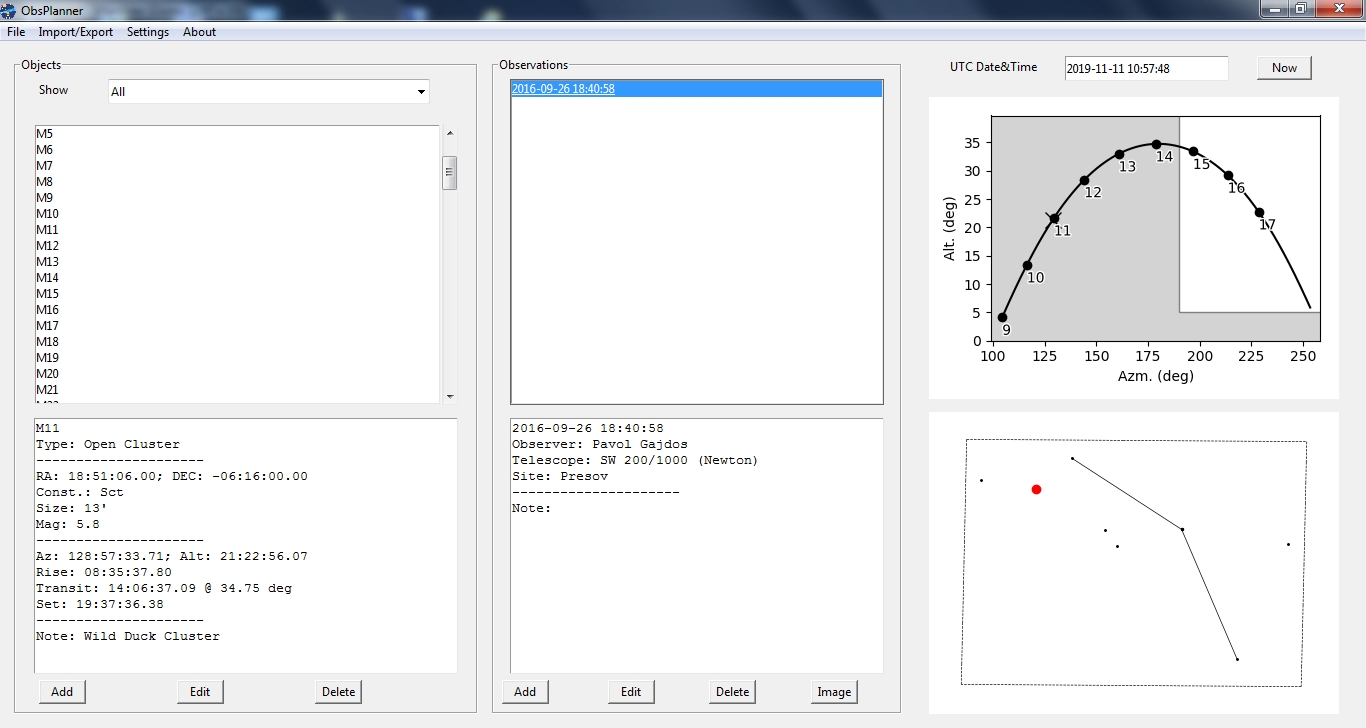

Write Python code to recreate this figure.
#!/usr/bin/python3
import sys
import os
import pickle
import subprocess
import shutil
import copy

import tkinter as tk
from tkinter import messagebox
from tkinter import filedialog
import tkinter.ttk as ttk

try: from PIL import ImageTk,Image
except:
    import warnings
    warnings.simplefilter('module')
    warnings.warn('Module "PIL/Pillow" not installed!',ImportWarning,stacklevel=2)

import numpy as np
import matplotlib
matplotlib.use('TkAgg')
from matplotlib.figure import Figure
from matplotlib.backends.backend_tkagg import FigureCanvasTkAgg
import matplotlib.patheffects as PathEffects
import matplotlib.patches as patches

import datetime

import stars
import objects as objClass
from gui_tools import *
import objects_import

class siteClass():
    def __init__(self,name,lat,lon,ele,limits=None):
        self.name=name
        self.lat=lat
        self.lon=lon
        self.ele=ele
        if limits is None: self.limits=[0,90,0,360]     #min_alt,max_alt,min_az,max_az
        else: self.limits=limits

def sort(zoznam):
    #sorting objects -> adding "0" between letters and digits
    objSort=[]
    order={}
    for x in zoznam:
        for i in range(len(x)):
            try:
                int(x[i])
                break
            except: pass
        order[x[:i]+x[i:].rjust(10,'0')]=x
    for x in sorted(order.keys()):
        objSort.append(order[x])
    return objSort

def sortObs(zoznam):
    #sort observations by JulDate
    obsSort=[]
    order={}
    for x in zoznam: order[zoznam[x].jd]=x
    for x in sorted(order): obsSort.append(order[x])
    return obsSort

def About():
    global img
    top=tk.Toplevel()
    top.lift()
    top.geometry('310x240')
    top.title('About')
    try: top.iconbitmap('ObsPlanner.ico')   #win
    except: pass
    top.resizable(False,False)
    top.configure(background=colors['window'])

    try:
        img=Image.open('ObsPlanner.png')
        img=img.resize((80,80),Image.ANTIALIAS)
        img=ImageTk.PhotoImage(img)
        LabelImg=tk.Label(top)
        LabelImg.place(relx=0.37,rely=0.04,height=80,width=80)
        LabelImg.configure(image=img)
        LabelImg.configure(background=colors['window'])
    except: pass #not PIL/Pillow

    Label1=tk.Label(top)
    Label1.place(relx=0.0,rely=0.4,height=27,width=310)
    Label1.configure(font='-family {DejaVu Sans} -size 14 -weight bold -slant roman -underline 0 -overstrike 0')
    Label1.configure(text='ObsPlanner')
    Label1.configure(background=colors['window'])
    Label1.configure(fg=colors['text'])

    Label3=tk.Label(top)
    Label3.place(relx=0.0,rely=0.52,height=21,width=310)
    Label3.configure(text='version 0.1.5')
    Label3.configure(background=colors['window'])
    Label3.configure(fg=colors['text'])

    Label4=tk.Label(top)
    Label4.place(relx=0.0,rely=0.64,height=21,width=310)
    Label4.configure(font='-family {DejaVu Sans} -size 10 -weight normal -slant roman -underline 1 -overstrike 0')
    Label4.configure(foreground=colors['url'])
    Label4.configure(background=colors['window'])
    Label4.configure(cursor='hand2')
    Label4.configure(text='http://pavolg.6f.sk')
    Label4.bind('<Button-1>',href)

    Label4_1=tk.Label(top)
    Label4_1.place(relx=0.0,rely=0.76,height=21,width=310)
    Label4_1.configure(font='-family {DejaVu Sans} -size 10 -weight normal -slant roman -underline 1 -overstrike 0')
    Label4_1.configure(foreground=colors['url'])
    Label4_1.configure(background=colors['window'])
    Label4_1.configure(cursor='hand2')
    Label4_1.configure(text='https://github.com/pavolgaj/ObsPlanner')
    Label4_1.bind('<Button-1>',href)

    Label2=tk.Label(top)
    Label2.place(relx=0.0,rely=0.88,height=21,width=310)
    Label2.configure(text='(c) Pavol Gajdoš, 2019 - 2020')
    Label2.configure(background=colors['window'])
    Label2.configure(fg=colors['text'])

def AddObj(obj=None):
    global changed

    def save():
        global changed
        #kontrola vstupu
        if len(nameVar.get())==0:
            messagebox.showerror('Name Error','"Name" not given!')
            top.lift()
            return
        else: name=nameVar.get().strip()
        try:
            if ':' in raVar.get(): ra=stars.readDMS(raVar.get(),deg=True)
            else: ra=float(raVar.get())
        except:
            messagebox.showerror('RA Error','Wrong RA format! Correct format is "H:M:S" or "H.h" (decimal number in hours).')
            top.lift()
            return
        try:
            if ':' in decVar.get(): dec=stars.readDMS(decVar.get(),deg=True)
            else: dec=float(decVar.get())
        except:
            messagebox.showerror('DEC Error','Wrong DEC format! Correct format is "D:M:S" or "D.d" (decimal number in degrees).')
            top.lift()
            return
        if len(constVar.get())==0:
            messagebox.showerror('Constelation Error','"Constelation" not given!')
            top.lift()
            return

        #nacitanie udajov a pridanie objektu
        note=TextO.get('1.0',tk.END)
        if obj is None:
            objects.add(name,ra,dec,magVar.get().strip(),sizeVar.get().strip(),typeVar.get().strip(),note.strip(),constVar.get().strip())
        else:
            if not name==obj.name:
                ans=messagebox.askquestion('Edit Object',\
                'Object name was changed. Old object (with all observations) will be deleted! Do you want to continue?',type='yesno')
                if ans=='no':
                    top.lift()
                    return
                del objects.objects[obj.name]
                objects.add(name,ra,dec,magVar.get().strip(),sizeVar.get().strip(),typeVar.get().strip(),note.strip(),\
                constVar.get().strip())
            else: objects.objects[name]['object']=stars.star(name,ra,dec,magVar.get().strip(),sizeVar.get().strip(),\
            typeVar.get().strip(),note.strip(),constVar.get().strip())

        zoznam=objfilter()
        if name not in zoznam:
            filtVar.set('All')
            zoznam=objfilter()
        fake=fakeEvt(zoznam.index(name),zoznam)
        objselect(fake)

        changed=True
        top.destroy()
        root.lift()

    def detect():
        constVar.set('')
        try:
            if ':' in raVar.get(): ra=stars.readDMS(raVar.get(),deg=True)
            else: ra=float(raVar.get())
        except:
            messagebox.showerror('RA Error','Wrong RA format! Correct format is "H:M:S" or "H.h" (decimal number in hours).')
            top.lift()
            return
        try:
            if ':' in decVar.get(): dec=stars.readDMS(decVar.get(),deg=True)
            else: dec=float(decVar.get())
        except:
            messagebox.showerror('DEC Error','Wrong DEC format! Correct format is "D:M:S" or "D.d" (decimal number in degrees).')
            top.lift()
            return
        found=[]
        for const in constellations:
            if constellations[const].testPoint(ra,dec):
                found.append(const)
        if len(found)==1: constVar.set(found[0])
        elif len(found)==0:
            messagebox.showwarning('Constellation','Constellation not detected! Please, add it manually.')
            top.lift()
        else:
            messagebox.showwarning('Constellation','Multiple possible constellations detected ('+', '.join(found)+')! Please, add it manually.')
            top.lift()

    top=tk.Tk()
    top.lift()
    top.geometry('250x350')
    top.title('Object')
    try: top.iconbitmap('ObsPlanner.ico')   #win
    except: pass
    top.resizable(False,False)
    top.configure(background=colors['window'])

    nameVar=tk.StringVar(top)
    raVar=tk.StringVar(top)
    decVar=tk.StringVar(top)
    constVar=tk.StringVar(top)
    magVar=tk.StringVar(top)
    sizeVar=tk.StringVar(top)
    typeVar=tk.StringVar(top)

    if obj is not None:
        nameVar.set(obj.name)
        raVar.set(stars.printDMS(obj.ra))
        decVar.set(stars.printDMS(obj.dec))
        constVar.set(obj.const)
        magVar.set(obj.mag)
        sizeVar.set(obj.size)
        typeVar.set(obj.type)

    #objekty
    Label1=tk.Label(top)
    Label1.place(relx=0.01,rely=0.02,height=21,width=43)
    Label1.configure(text='Name')
    Label1.configure(anchor='w')
    Label1.configure(fg=colors['text'])
    Label1.configure(background=colors['window'])

    Entry1=tk.Entry(top)
    Entry1.place(relx=0.2,rely=0.02,height=25,relwidth=0.75)
    Entry1.configure(background=colors['bg'])
    Entry1.configure(fg=colors['text'])
    Entry1.configure(textvariable=nameVar)
    if colors['text']=='red':
        Entry1.configure(selectbackground=colors['select_bg'])
        Entry1.configure(selectforeground=colors['select_text'])


    Label2=tk.Label(top)
    Label2.place(relx=0.01,rely=0.10,height=21,width=43)
    Label2.configure(text='RA')
    Label2.configure(anchor='w')
    Label2.configure(fg=colors['text'])
    Label2.configure(background=colors['window'])

    Entry2=tk.Entry(top)
    Entry2.place(relx=0.2,rely=0.10,height=25,relwidth=0.75)
    Entry2.configure(background=colors['bg'])
    Entry2.configure(textvariable=raVar)
    Entry2.configure(fg=colors['text'])
    if colors['text']=='red':
        Entry2.configure(selectbackground=colors['select_bg'])
        Entry2.configure(selectforeground=colors['select_text'])

    Label3=tk.Label(top)
    Label3.place(relx=0.01,rely=0.18,height=21,width=43)
    Label3.configure(text='DEC')
    Label3.configure(anchor='w')
    Label3.configure(fg=colors['text'])
    Label3.configure(background=colors['window'])

    Entry3=tk.Entry(top)
    Entry3.place(relx=0.2,rely=0.18,height=25,relwidth=0.75)
    Entry3.configure(background=colors['bg'])
    Entry3.configure(textvariable=decVar)
    Entry3.configure(fg=colors['text'])
    if colors['text']=='red':
        Entry3.configure(selectbackground=colors['select_bg'])
        Entry3.configure(selectforeground=colors['select_text'])

    Label8=tk.Label(top)
    Label8.place(relx=0.01,rely=0.26,height=21,width=90)
    Label8.configure(text='Constellation')
    Label8.configure(anchor='w')
    Label8.configure(fg=colors['text'])
    Label8.configure(background=colors['window'])

    Entry7=tk.Entry(top)
    Entry7.place(relx=0.4,rely=0.26,height=25,relwidth=0.35)
    Entry7.configure(background=colors['bg'])
    Entry7.configure(textvariable=constVar)
    if colors['text']=='red':
        Entry7.configure(selectbackground=colors['select_bg'])
        Entry7.configure(selectforeground=colors['select_text'])
    Entry7.configure(fg=colors['text'])

    Button2=tk.Button(top)
    Button2.place(relx=0.76,rely=0.26,height=24,width=47)
    Button2.configure(text='Detect')
    Button2.configure(command=detect)
    Button2.configure(fg=colors['text'])
    Button2.configure(background=colors['window'])

    Label4=tk.Label(top)
    Label4.place(relx=0.01,rely=0.34,height=21,width=43)
    Label4.configure(text='Mag')
    Label4.configure(anchor='w')
    Label4.configure(fg=colors['text'])
    Label4.configure(background=colors['window'])

    Entry4=tk.Entry(top)
    Entry4.place(relx=0.2,rely=0.34,height=25,relwidth=0.75)
    Entry4.configure(background=colors['bg'])
    Entry4.configure(fg=colors['text'])
    if colors['text']=='red':
        Entry4.configure(selectbackground=colors['select_bg'])
        Entry4.configure(selectforeground=colors['select_text'])
    Entry4.configure(textvariable=magVar)

    Label5=tk.Label(top)
    Label5.place(relx=0.01,rely=0.42,height=21,width=43)
    Label5.configure(text='Size')
    Label5.configure(anchor='w')
    Label5.configure(fg=colors['text'])
    Label5.configure(background=colors['window'])

    Entry5=tk.Entry(top)
    Entry5.place(relx=0.2,rely=0.42,height=25,relwidth=0.75)
    Entry5.configure(background=colors['bg'])
    Entry5.configure(fg=colors['text'])
    if colors['text']=='red':
        Entry5.configure(selectbackground=colors['select_bg'])
        Entry5.configure(selectforeground=colors['select_text'])
    Entry5.configure(textvariable=sizeVar)

    Label6=tk.Label(top)
    Label6.place(relx=0.01,rely=0.50,height=21,width=43)
    Label6.configure(text='Type')
    Label6.configure(anchor='w')
    Label6.configure(fg=colors['text'])
    Label6.configure(background=colors['window'])

    Entry6=tk.Entry(top)
    Entry6.place(relx=0.2,rely=0.50,height=25,relwidth=0.75)
    Entry6.configure(background=colors['bg'])
    Entry6.configure(fg=colors['text'])
    if colors['text']=='red':
        Entry6.configure(selectbackground=colors['select_bg'])
        Entry6.configure(selectforeground=colors['select_text'])
    Entry6.configure(textvariable=typeVar)

    Label7=tk.Label(top)
    Label7.place(relx=0.01,rely=0.58,height=21,width=43)
    Label7.configure(text='Notes')
    Label7.configure(anchor='w')
    Label7.configure(fg=colors['text'])
    Label7.configure(background=colors['window'])

    TextO=ScrolledText(top)
    TextO.place(relx=0.2,rely=0.58,relheight=0.33,relwidth=0.75)
    TextO.configure(background=colors['bg'])
    TextO.configure(fg=colors['text'])
    if colors['text']=='red':
        TextO.configure(selectbackground=colors['select_bg'])
        TextO.configure(selectforeground=colors['select_text'])
        TextO.configure(inactiveselectbackground=colors['select_bg'])
    TextO.configure(width=10)
    TextO.configure(wrap=tk.WORD)

    if obj is not None:
        #vypis info o objekte
        old=sys.stdout
        #redirect output to text field
        sys.stdout=StdoutRedirector(TextO)
        print(obj.note)
        sys.stdout=old

    Button1=tk.Button(top)
    Button1.place(relx=0.45,rely=0.93,height=24,width=47)
    Button1.configure(text='Save')
    Button1.configure(command=save)
    Button1.configure(background=colors['window'])
    Button1.configure(fg=colors['text'])


def AddObs(obs=None):
    global changed
    def addObserver(obs=None):
        def saveObs():
            if obs is not None: settings['observers'].remove(obs)
            settings['observers'].append(obsNameVar.get())
            TCombobox1['values']=sorted(settings['observers'])
            TCombobox1.current(sorted(settings['observers']).index(obsNameVar.get()))
            topObs.destroy()
            top.lift()

        topObs=tk.Tk()
        topObs.lift()
        topObs.geometry('300x80')
        topObs.title('Observer')
        try: topObs.iconbitmap('ObsPlanner.ico')   #win
        except: pass
        topObs.resizable(False,False)

        obsNameVar=tk.StringVar(topObs)

        if obs is not None: obsNameVar.set(obs)

        Label1=tk.Label(topObs)
        Label1.place(relx=0.01,rely=0.1,height=21,width=43)
        Label1.configure(text='Name')

        Entry1=tk.Entry(topObs)
        Entry1.place(relx=0.2,rely=0.1,height=25,relwidth=0.75)
        Entry1.configure(background=colors['bg'])
        Entry1.configure(fg=colors['text'])
        if colors['text']=='red':
            Entry1.configure(selectbackground=colors['select_bg'])
            Entry1.configure(selectforeground=colors['select_text'])
        Entry1.configure(textvariable=obsNameVar)

        Button1=tk.Button(topObs)
        Button1.place(relx=0.4,rely=0.6,height=24,width=60)
        Button1.configure(text='Save')
        Button1.configure(command=saveObs)

    def editObserver():
        addObserver(observerVar.get())


    def addSite(site=None):
        def setLimits():
            global limits
            def saveLims():
                global limits
                limits[0]=minAltVar.get()
                limits[1]=maxAltVar.get()
                limits[2]=minAzmVar.get()
                limits[3]=maxAzmVar.get()
                topLims.destroy()
                topSite.lift()

            topLims=tk.Tk()
            topLims.lift()
            topLims.geometry('400x150')
            topLims.title('Limits')
            try: topLims.iconbitmap('ObsPlanner.ico')   #win
            except: pass
            topLims.resizable(False,False)

            minAltVar=tk.DoubleVar(topLims)
            maxAltVar=tk.DoubleVar(topLims)
            minAzmVar=tk.DoubleVar(topLims)
            maxAzmVar=tk.DoubleVar(topLims)

            if site is not None: limits=settings['sites'][site].limits
            else: limits=new_limits

            minAltVar.set(limits[0])
            maxAltVar.set(limits[1])
            minAzmVar.set(limits[2])
            maxAzmVar.set(limits[3])

            Label1=tk.Label(topLims)
            Label1.place(relx=0.25,rely=0.05,height=21,width=43)
            Label1.configure(text='Min')
            Label1.configure(anchor='w')

            Label2=tk.Label(topLims)
            Label2.place(relx=0.62,rely=0.05,height=21,width=43)
            Label2.configure(text='Max')
            Label2.configure(anchor='w')

            Label3=tk.Label(topLims)
            Label3.place(relx=0.05,rely=0.25,height=21,width=80 )
            Label3.configure(text='Altitude')
            Label3.configure(anchor='w')

            Entry1=tk.Entry(topLims)
            Entry1.place(relx=0.25,rely=0.25,height=25,relwidth=0.35)
            Entry1.configure(background=colors['bg'])
            Entry1.configure(fg=colors['text'])
            if colors['text']=='red':
                Entry1.configure(selectbackground=colors['select_bg'])
                Entry1.configure(selectforeground=colors['select_text'])
            Entry1.configure(textvariable=minAltVar)

            Entry2=tk.Entry(topLims)
            Entry2.place(relx=0.62,rely=0.25,height=25,relwidth=0.35)
            Entry2.configure(background=colors['bg'])
            Entry2.configure(fg=colors['text'])
            if colors['text']=='red':
                Entry2.configure(selectbackground=colors['select_bg'])
                Entry2.configure(selectforeground=colors['select_text'])
            Entry2.configure(textvariable=maxAltVar)

            Label4=tk.Label(topLims)
            Label4.place(relx=0.05,rely=0.45,height=21,width=80)
            Label4.configure(text='Azimut')
            Label4.configure(anchor='w')

            Entry3=tk.Entry(topLims)
            Entry3.place(relx=0.25,rely=0.45,height=25,relwidth=0.35)
            Entry3.configure(background=colors['bg'])
            Entry3.configure(fg=colors['text'])
            if colors['text']=='red':
                Entry3.configure(selectbackground=colors['select_bg'])
                Entry3.configure(selectforeground=colors['select_text'])
            Entry3.configure(textvariable=minAzmVar)

            Entry4=tk.Entry(topLims)
            Entry4.place(relx=0.62,rely=0.45,height=25,relwidth=0.35)
            Entry4.configure(background=colors['bg'])
            Entry4.configure(fg=colors['text'])
            if colors['text']=='red':
                Entry4.configure(selectbackground=colors['select_bg'])
                Entry4.configure(selectforeground=colors['select_text'])
            Entry4.configure(textvariable=maxAzmVar)

            Button2=tk.Button(topLims)
            Button2.place(relx=0.45,rely=0.7,height=29,width=58)
            Button2.configure(text='Save')
            Button2.configure(command=saveLims)

        def saveSite():
            try:
                if ':' in siteLatVar.get(): lat=stars.readDMS(siteLatVar.get(),deg=True)
                else: lat=float(siteLatVar.get())
            except:
                messagebox.showerror('Latitude Error','Wrong Latitude format! Correct format is "D:M:S" or "D.d" (decimal number in degrees).')
                topSite.lift()
                return
            try:
                if ':' in siteLonVar.get(): lon=stars.readDMS(siteLonVar.get(),deg=True)
                else: lon=float(siteLonVar.get())
            except:
                messagebox.showerror('Longitude Error','Wrong Longitude format! Correct format is "D:M:S" or "D.d" (decimal number in degrees).')
                topSite.lift()
                return
            if site is not None: del settings['sites'][site]
            settings['sites'][siteNameVar.get()]=siteClass(siteNameVar.get(),lat,lon,float(siteEleVar.get()),limits)
            TCombobox2['values']=sorted(settings['sites'].keys())
            TCombobox2.current(sorted(settings['sites'].keys()).index(siteNameVar.get()))
            topSite.destroy()
            top.lift()

        topSite=tk.Tk()
        topSite.lift()
        topSite.geometry('230x200')
        topSite.title('Site')
        try: topSite.iconbitmap('ObsPlanner.ico')   #win
        except: pass
        topSite.resizable(False,False)

        siteNameVar=tk.StringVar(topSite)
        siteLatVar=tk.StringVar(topSite)
        siteLonVar=tk.StringVar(topSite)
        siteEleVar=tk.StringVar(topSite)
        new_limits=[0,90,0,360]
        limits=new_limits

        if site is not None:
            siteNameVar.set(site)
            siteLatVar.set(stars.printDMS(settings['sites'][site].lat))
            siteLonVar.set(stars.printDMS(settings['sites'][site].lon))
            siteEleVar.set(settings['sites'][site].ele)
            limits=settings['sites'][site].limits

        Label1=tk.Label(topSite)
        Label1.place(relx=0.05,rely=0.05,height=21,width=43)
        Label1.configure(text='Name')
        Label1.configure(anchor='w')

        Entry1=tk.Entry(topSite)
        Entry1.place(relx=0.35,rely=0.05,height=25,relwidth=0.6)
        Entry1.configure(background=colors['bg'])
        Entry1.configure(fg=colors['text'])
        if colors['text']=='red':
            Entry1.configure(selectbackground=colors['select_bg'])
            Entry1.configure(selectforeground=colors['select_text'])
        Entry1.configure(textvariable=siteNameVar)

        Label2=tk.Label(topSite)
        Label2.place(relx=0.05,rely=0.25,height=21,width=57)
        Label2.configure(text='Latitude')
        Label2.configure(anchor='w')

        Entry2=tk.Entry(topSite)
        Entry2.place(relx=0.35,rely=0.25,height=25,relwidth=0.6)
        Entry2.configure(background=colors['bg'])
        Entry2.configure(fg=colors['text'])
        if colors['text']=='red':
            Entry2.configure(selectbackground=colors['select_bg'])
            Entry2.configure(selectforeground=colors['select_text'])
        Entry2.configure(textvariable=siteLatVar)

        Label3=tk.Label(topSite)
        Label3.place(relx=0.05,rely=0.45,height=21,width=68)
        Label3.configure(text='Longitude')
        Label3.configure(anchor='w')

        Entry3=tk.Entry(topSite)
        Entry3.place(relx=0.35,rely=0.45,height=25,relwidth=0.6)
        Entry3.configure(background=colors['bg'])
        Entry3.configure(fg=colors['text'])
        if colors['text']=='red':
            Entry3.configure(selectbackground=colors['select_bg'])
            Entry3.configure(selectforeground=colors['select_text'])
        Entry3.configure(textvariable=siteLonVar)

        Label4=tk.Label(topSite)
        Label4.place(relx=0.05,rely=0.65,height=21,width=65)
        Label4.configure(text='Elevation')
        Label4.configure(anchor='w')

        Entry4=tk.Entry(topSite)
        Entry4.place(relx=0.35,rely=0.65,height=25,relwidth=0.6)
        Entry4.configure(background=colors['bg'])
        Entry4.configure(fg=colors['text'])
        if colors['text']=='red':
            Entry4.configure(selectbackground=colors['select_bg'])
            Entry4.configure(selectforeground=colors['select_text'])
        Entry4.configure(textvariable=siteEleVar)

        Button1=tk.Button(topSite)
        Button1.place(relx=0.2,rely=0.82,height=29,width=58)
        Button1.configure(text='Limits')
        Button1.configure(command=setLimits)

        Button2=tk.Button(topSite)
        Button2.place(relx=0.6,rely=0.82,height=29,width=58)
        Button2.configure(text='Save')
        Button2.configure(command=saveSite)

    def editSite():
        addSite(siteVar.get())

    def addTel(tel=None):
        def saveTel():
            if tel is not None: settings['telescopes'].remove(tel)
            settings['telescopes'].append(telNameVar.get())
            TCombobox3['values']=sorted(settings['telescopes'])
            TCombobox3.current(sorted(settings['telescopes']).index(telNameVar.get()))
            topTel.destroy()
            top.lift()

        topTel=tk.Tk()
        topTel.lift()
        topTel.geometry('400x80')
        topTel.title('Telescope')
        try: topTel.iconbitmap('ObsPlanner.ico')   #win
        except: pass
        topTel.resizable(False,False)

        telNameVar=tk.StringVar(topTel)

        if tel is not None: telNameVar.set(tel)

        Label1=tk.Label(topTel)
        Label1.place(relx=0.01,rely=0.1,height=21,width=43)
        Label1.configure(text='Name')

        Entry1=tk.Entry(topTel)
        Entry1.place(relx=0.15,rely=0.1,height=25,relwidth=0.82)
        Entry1.configure(background=colors['bg'])
        Entry1.configure(fg=colors['text'])
        if colors['text']=='red':
            Entry1.configure(selectbackground=colors['select_bg'])
            Entry1.configure(selectforeground=colors['select_text'])
        Entry1.configure(textvariable=telNameVar)

        Button1=tk.Button(topTel)
        Button1.place(relx=0.4,rely=0.6,height=24,width=60)
        Button1.configure(text='Save')
        Button1.configure(command=saveTel)

    def editTel():
        addTel(telVar.get())

    def addObsObj(obj=None):
        def save():
            #kontrola vstupu
            if len(nameVar.get())==0:
                messagebox.showerror('Name Error','"Name" not given!')
                topObj.lift()
                return
            else: name=nameVar.get().strip()
            try:
                if ':' in raVar.get(): ra=stars.readDMS(raVar.get(),deg=True)
                else: ra=float(raVar.get())
            except:
                messagebox.showerror('RA Error','Wrong RA format! Correct format is "H:M:S" or "H.h" (decimal number in hours).')
                topObj.lift()
                return
            try:
                if ':' in decVar.get(): dec=stars.readDMS(decVar.get(),deg=True)
                else: dec=float(decVar.get())
            except:
                messagebox.showerror('DEC Error','Wrong DEC format! Correct format is "D:M:S" or "D.d" (decimal number in degrees).')
                topObj.lift()
                return
            if len(constVar.get())==0:
                messagebox.showerror('Constelation Error','"Constelation" not given!')
                topObj.lift()
                return

            #nacitanie udajov a pridanie objektu
            note=TextO.get('1.0',tk.END)
            if obj is None:
                objects.add(name,ra,dec,magVar.get().strip(),sizeVar.get().strip(),typeVar.get().strip(),note.strip(),constVar.get().strip())
            else:
                if not name==obj.name:
                    ans=messagebox.askquestion('Edit Object',\
                    'Object name was changed. Old object (with all observations) will be deleted! Do you want to continue?',type='yesno')
                    if ans=='no':
                        topObj.lift()
                        return
                    del objects.objects[obj.name]
                    objects.add(name,ra,dec,magVar.get().strip(),sizeVar.get().strip(),typeVar.get().strip(),note.strip(),\
                    constVar.get().strip())
                else: objects.objects[name]['object']=stars.star(name,ra,dec,magVar.get().strip(),sizeVar.get().strip(),\
                typeVar.get().strip(),note.strip(),constVar.get().strip())
            zoznam=objfilter()
            if name not in zoznam:
                filtVar.set('All')
                zoznam=objfilter()
            fake=fakeEvt(zoznam.index(name),zoznam)
            objselect(fake)

            TCombobox4['values']=sort(objects.objects.keys())
            TCombobox4.current(sort(objects.objects.keys()).index(objZ.name))

            topObj.destroy()
            top.lift()

        def detect():
            constVar.set('')
            try:
                if ':' in raVar.get(): ra=stars.readDMS(raVar.get(),deg=True)
                else: ra=float(raVar.get())
            except:
                messagebox.showerror('RA Error','Wrong RA format! Correct format is "H:M:S" or "H.h" (decimal number in hours).')
                topObj.lift()
                return
            try:
                if ':' in decVar.get(): dec=stars.readDMS(decVar.get(),deg=True)
                else: dec=float(decVar.get())
            except:
                messagebox.showerror('DEC Error','Wrong DEC format! Correct format is "D:M:S" or "D.d" (decimal number in degrees).')
                topObj.lift()
                return
            for const in constellations:
                if constellations[const].testPoint(ra,dec):
                    constVar.set(const)
                    return

        topObj=tk.Tk()
        topObj.lift()
        topObj.geometry('250x350')
        topObj.title('Object')
        try: topObj.iconbitmap('ObsPlanner.ico')   #win
        except: pass
        topObj.resizable(False,False)

        nameVar=tk.StringVar(topObj)
        raVar=tk.StringVar(topObj)
        decVar=tk.StringVar(topObj)
        constVar=tk.StringVar(topObj)
        magVar=tk.StringVar(topObj)
        sizeVar=tk.StringVar(topObj)
        typeVar=tk.StringVar(topObj)

        if obj is not None:
            nameVar.set(obj.name)
            raVar.set(stars.printDMS(obj.ra))
            decVar.set(stars.printDMS(obj.dec))
            constVar.set(obj.const)
            magVar.set(obj.mag)
            sizeVar.set(obj.size)
            typeVar.set(obj.type)

        #objekty
        Label1=tk.Label(topObj)
        Label1.place(relx=0.01,rely=0.02,height=21,width=43)
        Label1.configure(text='Name')
        Label1.configure(anchor='w')

        Entry1=tk.Entry(topObj)
        Entry1.place(relx=0.2,rely=0.02,height=25,relwidth=0.75)
        Entry1.configure(background=colors['bg'])
        Entry1.configure(fg=colors['text'])
        if colors['text']=='red':
            Entry1.configure(selectbackground=colors['select_bg'])
            Entry1.configure(selectforeground=colors['select_text'])
        Entry1.configure(textvariable=nameVar)

        Label2=tk.Label(topObj)
        Label2.place(relx=0.01,rely=0.10,height=21,width=43)
        Label2.configure(text='RA')
        Label2.configure(anchor='w')

        Entry2=tk.Entry(topObj)
        Entry2.place(relx=0.2,rely=0.10,height=25,relwidth=0.75)
        Entry2.configure(background=colors['bg'])
        Entry2.configure(fg=colors['text'])
        if colors['text']=='red':
            Entry2.configure(selectbackground=colors['select_bg'])
            Entry2.configure(selectforeground=colors['select_text'])
        Entry2.configure(textvariable=raVar)

        Label3=tk.Label(topObj)
        Label3.place(relx=0.01,rely=0.18,height=21,width=43)
        Label3.configure(text='DEC')
        Label3.configure(anchor='w')

        Entry3=tk.Entry(topObj)
        Entry3.place(relx=0.2,rely=0.18,height=25,relwidth=0.75)
        Entry3.configure(background=colors['bg'])
        Entry3.configure(fg=colors['text'])
        if colors['text']=='red':
            Entry3.configure(selectbackground=colors['select_bg'])
            Entry3.configure(selectforeground=colors['select_text'])
        Entry3.configure(textvariable=decVar)

        Label8=tk.Label(topObj)
        Label8.place(relx=0.01,rely=0.26,height=21,width=90)
        Label8.configure(text='Constellation')
        Label8.configure(anchor='w')

        Entry7=tk.Entry(topObj)
        Entry7.place(relx=0.4,rely=0.26,height=25,relwidth=0.35)
        Entry7.configure(background=colors['bg'])
        Entry7.configure(fg=colors['text'])
        if colors['text']=='red':
            Entry7.configure(selectbackground=colors['select_bg'])
            Entry7.configure(selectforeground=colors['select_text'])
        Entry7.configure(textvariable=constVar)

        Button2=tk.Button(topObj)
        Button2.place(relx=0.76,rely=0.26,height=24,width=47)
        Button2.configure(text='Detect')
        Button2.configure(command=detect)

        Label4=tk.Label(topObj)
        Label4.place(relx=0.01,rely=0.34,height=21,width=43)
        Label4.configure(text='Mag')
        Label4.configure(anchor='w')

        Entry4=tk.Entry(topObj)
        Entry4.place(relx=0.2,rely=0.34,height=25,relwidth=0.75)
        Entry4.configure(background=colors['bg'])
        Entry4.configure(fg=colors['text'])
        if colors['text']=='red':
            Entry4.configure(selectbackground=colors['select_bg'])
            Entry4.configure(selectforeground=colors['select_text'])
        Entry4.configure(textvariable=magVar)

        Label5=tk.Label(topObj)
        Label5.place(relx=0.01,rely=0.42,height=21,width=43)
        Label5.configure(text='Size')
        Label5.configure(anchor='w')

        Entry5=tk.Entry(topObj)
        Entry5.place(relx=0.2,rely=0.42,height=25,relwidth=0.75)
        Entry5.configure(background=colors['bg'])
        Entry5.configure(fg=colors['text'])
        if colors['text']=='red':
            Entry5.configure(selectbackground=colors['select_bg'])
            Entry5.configure(selectforeground=colors['select_text'])
        Entry5.configure(textvariable=sizeVar)

        Label6=tk.Label(topObj)
        Label6.place(relx=0.01,rely=0.50,height=21,width=43)
        Label6.configure(text='Type')
        Label6.configure(anchor='w')

        Entry6=tk.Entry(topObj)
        Entry6.place(relx=0.2,rely=0.50,height=25,relwidth=0.75)
        Entry6.configure(background=colors['bg'])
        Entry6.configure(fg=colors['text'])
        if colors['text']=='red':
            Entry6.configure(selectbackground=colors['select_bg'])
            Entry6.configure(selectforeground=colors['select_text'])
        Entry6.configure(textvariable=typeVar)

        Label7=tk.Label(topObj)
        Label7.place(relx=0.01,rely=0.58,height=21,width=43)
        Label7.configure(text='Notes')
        Label7.configure(anchor='w')

        TextO=ScrolledText(topObj)
        TextO.place(relx=0.2,rely=0.58,relheight=0.33,relwidth=0.75)
        TextO.configure(background=colors['bg'])
        TextO.configure(fg=colors['text'])
        if colors['text']=='red':
            TextO.configure(selectbackground=colors['select_bg'])
            TextO.configure(selectforeground=colors['select_text'])
        TextO.configure(width=10)
        TextO.configure(wrap=tk.WORD)

        if obj is not None:
            #vypis info o objekte
            old=sys.stdout
            #redirect output to text field
            sys.stdout=StdoutRedirector(TextO)
            print(obj.note)
            sys.stdout=old

        Button1=tk.Button(topObj)
        Button1.place(relx=0.45,rely=0.93,height=24,width=47)
        Button1.configure(text='Save')
        Button1.configure(command=save)



    def edObsObj():
        addObsObj(objects.objects[objVar.get()]['object'])

    def addImgObs(img=None):
        filetypes=[('JPG Images','*.jpg;*.jpeg'),('TIFF Images','*.tiff'),('PNG Images','*.png'),('FITS Images','*.fit;*.fits;*.fts'),\
        ('BMP Images','*.bmp'),('XISF Images','*.xisf'),('All files','*.*')]
        if img is None:
            name0=filedialog.askopenfilename(parent=top,filetypes=filetypes,title='Observation - Image',defaultextension='.jpg')
        else:
            name0=filedialog.askopenfilename(parent=top,filetypes=filetypes,title='Observation - Image',defaultextension='.jpg',\
            initialdir=img[:img.rfind('/')],initialfile=img[img.rfind('/')+1:])
        if len(name0)>0:
            name0=name0.replace('\\','/')
            cwd=os.getcwd().replace('\\','/')+'/'
            if cwd in name0: name0=name0.replace(cwd,'')    #uloz relativnu cestu
            imgVar.set(name0)

    def edImgObs():
        addImgObs(imgVar.get())


    def saveObs():
        global changed
        note=TextO.get('1.0',tk.END)
        try: dt=datetime.datetime.strptime(obsDateVar.get(),'%Y-%m-%d %H:%M:%S')
        except:
            messagebox.showerror('Date/Time Error','Wrong date/time format! Correct format is "Y-m-d H:M:S". Date/time set to current time.')
            top.lift()
            return
        if obs is not None: del objects.objects[obs.obj]['obs'][obs.date]

        path=imgVar.get().strip()
        if len(path)>0:
            if not os.path.isfile(path):
                messagebox.showerror('ObsPlanner','Image "'+path+'" not found!')
                top.lift()
                return
            if settings['file_copy'] and len(path)>0:
                #zkopiruj do images
                path1='images/'+objVar.get().replace(' ','_')+'_'+obsDateVar.get().replace(' ','_').replace(':','-')+path[path.find('.'):]
                if not (path==path1): shutil.copy2(path,path1)
                path=path1

        objects.addObs(objVar.get(),dt,observerVar.get(),telVar.get(),settings['sites'][siteVar.get()],image=path,note=note.strip())

        zoznam=objfilter()
        if not objVar.get() in zoznam:
            filtVar.set('All')
            zoznam=objfilter()
        fake=fakeEvt(zoznam.index(objVar.get()),zoznam)
        objselect(fake)

        zoznam=sortObs(obsZ)
        fake=fakeEvt(zoznam.index(obsDateVar.get()),zoznam)
        obsselect(fake)

        import_export.entryconfig('Export All Observations',state='normal')
        changed=True
        top.destroy()
        root.lift()

    top=tk.Tk()
    top.lift()
    top.geometry('450x400')
    top.title('Observation')
    try: top.iconbitmap('ObsPlanner.ico')   #win
    except: pass
    top.resizable(False,False)

    observerVar=tk.StringVar(top)
    siteVar=tk.StringVar(top)
    telVar=tk.StringVar(top)
    objVar=tk.StringVar(top)
    obsDateVar=tk.StringVar(top)
    imgVar=tk.StringVar(top)

    obsDateVar.set(dateVar.get())

    Label1=tk.Label(top)
    Label1.place(relx=0.02,rely=0.02,height=21,width=63)
    Label1.configure(text='Observer')
    Label1.configure(anchor='w')

    if colors['text']=='red':
        top.option_add('*TCombobox*Listbox*Background',colors['bg'])
        top.option_add('*TCombobox*Listbox*Foreground',colors['text'])
    style=ttk.Style(top)
    style.theme_use('alt')
    style.map('TCombobox',selectbackground=[('readonly',colors['bg'])])
    style.map('TCombobox',fieldbackground=[('readonly',colors['bg'])])
    style.map('TCombobox',foreground=[('readonly',colors['text'])])
    style.map('TCombobox',selectforeground=[('readonly',colors['text'])])

    TCombobox1=ttk.Combobox(top)
    TCombobox1.place(relx=0.27,rely=0.02,height=25,relwidth=0.45)
    TCombobox1.configure(textvariable=observerVar)
    TCombobox1.configure(takefocus='')
    TCombobox1.configure(state='readonly')
    if len(settings['observers'])>0:
        TCombobox1['values']=sorted(settings['observers'])
        TCombobox1.current(sorted(settings['observers']).index(settings['default_obs']))

    ButtonOA=tk.Button(top)
    ButtonOA.place(relx=0.75,rely=0.02,height=24,width=43)
    ButtonOA.configure(text='Add')
    ButtonOA.configure(command=addObserver)

    ButtonOE=tk.Button(top)
    ButtonOE.place(relx=0.88,rely=0.02,height=24,width=43)
    ButtonOE.configure(text='Edit')
    ButtonOE.configure(command=editObserver)

    Label2=tk.Label(top)
    Label2.place(relx=0.02,rely=0.10,height=21,width=130)
    Label2.configure(text='UTC Date/Time')
    Label2.configure(anchor='w')

    Entry1=tk.Entry(top)
    Entry1.place(relx=0.27,rely=0.10,height=25,relwidth=0.45)
    Entry1.configure(background=colors['bg'])
    Entry1.configure(fg=colors['text'])
    if colors['text']=='red':
        Entry1.configure(selectbackground=colors['select_bg'])
        Entry1.configure(selectforeground=colors['select_text'])
    Entry1.configure(textvariable=obsDateVar)

    Label3=tk.Label(top)
    Label3.place(relx=0.02,rely=0.18,height=21,width=29)
    Label3.configure(text='Site')
    Label3.configure(anchor='w')

    TCombobox2=ttk.Combobox(top)
    TCombobox2.place(relx=0.27,rely=0.18,height=25,relwidth=0.45)
    TCombobox2.configure(textvariable=siteVar)
    TCombobox2.configure(takefocus='')
    TCombobox2.configure(state='readonly')
    if len(settings['sites'])>0:
        TCombobox2['values']=sorted(settings['sites'])
        TCombobox2.current(sorted(settings['sites']).index(settings['default_site'].name))

    ButtonOA=tk.Button(top)
    ButtonOA.place(relx=0.75,rely=0.18,height=25,width=43)
    ButtonOA.configure(text='Add')
    ButtonOA.configure(command=addSite)

    ButtonOE=tk.Button(top)
    ButtonOE.place(relx=0.88,rely=0.18,height=25,width=43)
    ButtonOE.configure(text='Edit')
    ButtonOE.configure(command=editSite)

    Label4=tk.Label(top)
    Label4.place(relx=0.02,rely=0.26,height=21,width=75)
    Label4.configure(text='Telescope')
    Label4.configure(anchor='w')

    TCombobox3=ttk.Combobox(top)
    TCombobox3.place(relx=0.27,rely=0.26,height=25,relwidth=0.45)
    TCombobox3.configure(textvariable=telVar)
    TCombobox3.configure(takefocus='')
    TCombobox3.configure(state='readonly')
    if len(settings['telescopes'])>0:
        TCombobox3['values']=sorted(settings['telescopes'])
        TCombobox3.current(sorted(settings['telescopes']).index(settings['default_tel']))

    ButtonOA=tk.Button(top)
    ButtonOA.place(relx=0.75,rely=0.26,height=25,width=43)
    ButtonOA.configure(text='Add')
    ButtonOA.configure(command=addTel)

    ButtonOE=tk.Button(top)
    ButtonOE.place(relx=0.88,rely=0.26,height=25,width=43)
    ButtonOE.configure(text='Edit')
    ButtonOE.configure(command=editTel)

    Label5=tk.Label(top)
    Label5.place(relx=0.02,rely=0.34,height=21,width=46)
    Label5.configure(text='Object')
    Label5.configure(anchor='w')

    TCombobox4=ttk.Combobox(top)
    TCombobox4.place(relx=0.27,rely=0.34,height=25,relwidth=0.45)
    TCombobox4.configure(textvariable=objVar)
    TCombobox4.configure(takefocus='')
    TCombobox4.configure(state='readonly')
    if len(objects.objects.keys())>0:
        TCombobox4['values']=sort(objects.objects.keys())
        TCombobox4.current(sort(objects.objects.keys()).index(objZ.name))

    ButtonObA=tk.Button(top)
    ButtonObA.place(relx=0.75,rely=0.34,height=25,width=43)
    ButtonObA.configure(text='Add')
    ButtonObA.configure(command=addObsObj)

    ButtonObE=tk.Button(top)
    ButtonObE.place(relx=0.88,rely=0.34,height=25,width=43)
    ButtonObE.configure(text='Edit')
    ButtonObE.configure(command=edObsObj)

    Label6=tk.Label(top)
    Label6.place(relx=0.02,rely=0.42,height=21,width=45)
    Label6.configure(text='Image')
    Label6.configure(anchor='w')

    Entry2=tk.Entry(top)
    Entry2.place(relx=0.27,rely=0.42,height=25,relwidth=0.45)
    Entry2.configure(background=colors['bg'])
    Entry2.configure(fg=colors['text'])
    if colors['text']=='red':
        Entry2.configure(selectbackground=colors['select_bg'])
        Entry2.configure(selectforeground=colors['select_text'])
    Entry2.configure(textvariable=imgVar)

    Button1=tk.Button(top)
    Button1.place(relx=0.75,rely=0.42,height=25,width=43)
    Button1.configure(text='Add')
    Button1.configure(command=addImgObs)

    Button1_2=tk.Button(top)
    Button1_2.place(relx=0.88,rely=0.42,height=25,width=43)
    Button1_2.configure(text='Edit')
    Button1_2.configure(command=edImgObs)

    Label7=tk.Label(top)
    Label7.place(relx=0.02,rely=0.5,height=21,width=46)
    Label7.configure(text='Note')
    Label7.configure(anchor='w')

    TextO=ScrolledText(top)
    TextO.place(relx=0.27,rely=0.5,relheight=0.35,relwidth=0.45)
    TextO.configure(background=colors['bg'])
    TextO.configure(fg=colors['text'])
    if colors['text']=='red':
        TextO.configure(selectbackground=colors['select_bg'])
        TextO.configure(selectforeground=colors['select_text'])
    TextO.configure(width=10)
    TextO.configure(wrap=tk.WORD)

    Button2=tk.Button(top)
    Button2.place(relx=0.38,rely=0.88,height=29,width=57)
    Button2.configure(text='Save')
    Button2.configure(command=saveObs)

    if obs is not None:
        observerVar.set(obs.observer)
        siteVar.set(obs.site.name)
        telVar.set(obs.telescope)
        objVar.set(obs.obj)
        obsDateVar.set(obs.date)
        imgVar.set(obs.image)

        #vypis info o objekte
        old=sys.stdout
        #redirect output to text field
        sys.stdout=StdoutRedirector(TextO)
        print(obs.note)
        sys.stdout=old


def DelObj():
    ans=messagebox.askquestion('Delete Object','Selected object (with all observations) will be deleted! Do you want to continue?',type='yesno')
    if ans=='no': return
    del objects.objects[objZ.name]
    clear()

def DelObs():
    global changed
    ans=messagebox.askquestion('Delete Observation','Selected observation will be deleted! Do you want to continue?',type='yesno')
    if ans=='no': return
    del objects.objects[objZ.name]['obs'][obsZ1.date]
    changed=True
    obsZ=objects.objects[objZ.name]['obs']

    Text2.delete(1.0,tk.END)
    obssVar.set(sortObs(obsZ))
    Button5.configure(state=tk.DISABLED)
    Button6.configure(state=tk.DISABLED)

    if len(obsZ)>0:
        import_export.entryconfig('Export Observations of Object',state='normal')
        import_export.entryconfig('Export All Observations',state='normal')
    else:
        import_export.entryconfig('Export Observations of Object',state='disabled')
        obsFound=False
        for o in objects.objects:
            if len(objects.objects[o]['obs'])>0:
                obsFound=True
                break
        if obsFound: import_export.entryconfig('Export All Observations',state='normal')
        else: import_export.entryconfig('Export All Observations',state='disabled')

def EditObj():
    AddObj(objZ)

def EditObs():
    AddObs(obsZ1)

def Exit(event=None):
    global root
    if saveQuestion()==0: return  #zrusene
    if not noSett:
        #testovanie zmeny nastaveni
        changedSet=False
        for x in settings:
            if x=='sites':
                if not len(settings['sites'])==len(settings0['sites']):
                    changedSet=True
                    break
                for y in settings['sites']:
                    if not (y in settings0['sites']):
                        changedSet=True
                        break
                    if (not settings['sites'][y].lat==settings0['sites'][y].lat) or (not settings['sites'][y].lon==settings0['sites'][y].lon)\
                     or (not settings['sites'][y].ele==settings0['sites'][y].ele) or (not settings['sites'][y].limits==settings0['sites'][y].limits):
                        changedSet=True
                        break
                if changedSet: break
            elif x=='default_site':
                if not settings['default_site'].name==settings0['default_site'].name:
                    changedSet=True
                    break
            elif x not in settings0:
                changedSet=True
                break
            else:
                if not (settings[x]==settings0[x]):
                    changedSet=True
                    break
        if changedSet:
            f=open('data/settings.ops','wb')
            pickle.dump(settings,f)
            f.close()
    root.destroy()
    root=None
    matplotlib.pyplot.close()

def NewFile(event=None):
    global changed
    global objects
    if saveQuestion()==0: return  #zrusene
    objects=objClass.objects(constellations)
    clear()
    settings['file']=''
    changed=False
    import_export.entryconfig('Export Selected Objects',state='disabled')
    import_export.entryconfig('Export Observations of Object',state='disabled')
    import_export.entryconfig('Export All Observations',state='disabled')

def NowTime():
    dt=datetime.datetime.now(datetime.timezone.utc)
    dateVar.set(dt.strftime('%Y-%m-%d %H:%M:%S'))

def OpenFile(event=None):
    global changed
    global objects
    if saveQuestion()==0: return  #zrusene

    name=filedialog.askopenfilename(parent=root,filetypes=[('ObsPlanner files','*.opd'),('All files','*.*')],title='Open file')
    name=name.replace('\\','/')

    if len(name)>0:
        objects=objClass.objects(constellations)
        objects.load(name)
        clear()
        cwd=os.getcwd().replace('\\','/')+'/'
        if cwd in name: name=name.replace(cwd,'')    #uloz relativnu cestu
        settings['file']=name
        changed=False

        obsFound=False
        for o in objects.objects:
            if len(objects.objects[o]['obs'])>0:
                obsFound=True
                break
        if obsFound: import_export.entryconfig('Export All Observations',state='normal')
        else: import_export.entryconfig('Export All Observations',state='disabled')

def SaveFile(event=None):
    global changed
    if len(settings['file'])>0:
        objects.save(settings['file'])
        changed=False
    else: SaveAsFile()

def SaveAsFile():
    global changed
    name=filedialog.asksaveasfilename(parent=root,filetypes=[('ObsPlanner files','*.opd'),('All files','*.*')],title='Save file',defaultextension='.opd')
    name=name.replace('\\','/')
    if len(name)>0:
        objects.save(name)
        cwd=os.getcwd().replace('\\','/')+'/'
        if cwd in name: name=name.replace(cwd,'')    #uloz relativnu cestu
        settings['file']=name
        changed=False

def Settings():
    global settings,noSett,changed

    def addObserver(obs=None):
        def saveObs():
            if obs is not None: settings1['observers'].remove(obs)
            settings1['observers'].append(obsNameVar.get())
            TCombobox1['values']=sorted(settings1['observers'])
            TCombobox1.current(sorted(settings1['observers']).index(obsNameVar.get()))
            Button1_1.configure(state=tk.NORMAL)
            Button1_2.configure(state=tk.NORMAL)
            topObs.destroy()
            top.lift()

        topObs=tk.Tk()
        topObs.lift()
        topObs.geometry('300x80')
        topObs.title('Observer')
        try: topObs.iconbitmap('ObsPlanner.ico')   #win
        except: pass
        topObs.resizable(False,False)

        obsNameVar=tk.StringVar(topObs)

        if obs is not None: obsNameVar.set(obs)

        Label1=tk.Label(topObs)
        Label1.place(relx=0.01,rely=0.1,height=21,width=43)
        Label1.configure(text='Name')

        Entry1=tk.Entry(topObs)
        Entry1.place(relx=0.2,rely=0.1,height=25,relwidth=0.75)
        Entry1.configure(background=colors['bg'])
        Entry1.configure(fg=colors['text'])
        if colors['text']=='red':
            Entry1.configure(selectbackground=colors['select_bg'])
            Entry1.configure(selectforeground=colors['select_text'])
        Entry1.configure(textvariable=obsNameVar)

        Button1=tk.Button(topObs)
        Button1.place(relx=0.4,rely=0.6,height=24,width=60)
        Button1.configure(text='Save')
        Button1.configure(command=saveObs)

    def editObserver():
        addObserver(observerVar.get())

    def delObserver():
        settings1['observers'].remove(observerVar.get())
        TCombobox1['values']=sorted(settings1['observers'])
        if len(TCombobox1['values'])==0:
            Button1_1.configure(state=tk.DISABLED)
            Button1_2.configure(state=tk.DISABLED)
            TCombobox1.set('')
        else: TCombobox1.current(0)

    def addSite(site=None):
        def setLimits():
            global limits
            def saveLims():
                global limits
                limits[0]=minAltVar.get()
                limits[1]=maxAltVar.get()
                limits[2]=minAzmVar.get()
                limits[3]=maxAzmVar.get()
                topLims.destroy()
                topSite.lift()

            topLims=tk.Tk()
            topLims.lift()
            topLims.geometry('400x150')
            topLims.title('Limits')
            topLims.resizable(False,False)
            try: topLims.iconbitmap('ObsPlanner.ico')   #win
            except: pass

            minAltVar=tk.DoubleVar(topLims)
            maxAltVar=tk.DoubleVar(topLims)
            minAzmVar=tk.DoubleVar(topLims)
            maxAzmVar=tk.DoubleVar(topLims)

            if site is not None: limits=settings1['sites'][site].limits
            else: limits=new_limits

            minAltVar.set(limits[0])
            maxAltVar.set(limits[1])
            minAzmVar.set(limits[2])
            maxAzmVar.set(limits[3])

            Label1=tk.Label(topLims)
            Label1.place(relx=0.25,rely=0.05,height=21,width=43)
            Label1.configure(text='Min')
            Label1.configure(anchor='w')

            Label2=tk.Label(topLims)
            Label2.place(relx=0.62,rely=0.05,height=21,width=43)
            Label2.configure(text='Max')
            Label2.configure(anchor='w')

            Label3=tk.Label(topLims)
            Label3.place(relx=0.05,rely=0.25,height=21,width=80 )
            Label3.configure(text='Altitude')
            Label3.configure(anchor='w')

            Entry1=tk.Entry(topLims)
            Entry1.place(relx=0.25,rely=0.25,height=25,relwidth=0.35)
            Entry1.configure(background=colors['bg'])
            Entry1.configure(fg=colors['text'])
            if colors['text']=='red':
                Entry1.configure(selectbackground=colors['select_bg'])
                Entry1.configure(selectforeground=colors['select_text'])
            Entry1.configure(textvariable=minAltVar)

            Entry2=tk.Entry(topLims)
            Entry2.place(relx=0.62,rely=0.25,height=25,relwidth=0.35)
            Entry2.configure(background=colors['bg'])
            Entry2.configure(fg=colors['text'])
            if colors['text']=='red':
                Entry2.configure(selectbackground=colors['select_bg'])
                Entry2.configure(selectforeground=colors['select_text'])
            Entry2.configure(textvariable=maxAltVar)

            Label4=tk.Label(topLims)
            Label4.place(relx=0.05,rely=0.45,height=21,width=80)
            Label4.configure(text='Azimut')
            Label4.configure(anchor='w')

            Entry3=tk.Entry(topLims)
            Entry3.place(relx=0.25,rely=0.45,height=25,relwidth=0.35)
            Entry3.configure(background=colors['bg'])
            Entry3.configure(fg=colors['text'])
            if colors['text']=='red':
                Entry3.configure(selectbackground=colors['select_bg'])
                Entry3.configure(selectforeground=colors['select_text'])
            Entry3.configure(textvariable=minAzmVar)

            Entry4=tk.Entry(topLims)
            Entry4.place(relx=0.62,rely=0.45,height=25,relwidth=0.35)
            Entry4.configure(background=colors['bg'])
            Entry4.configure(fg=colors['text'])
            if colors['text']=='red':
                Entry4.configure(selectbackground=colors['select_bg'])
                Entry4.configure(selectforeground=colors['select_text'])
            Entry4.configure(textvariable=maxAzmVar)

            Button2=tk.Button(topLims)
            Button2.place(relx=0.45,rely=0.7,height=29,width=58)
            Button2.configure(text='Save')
            Button2.configure(command=saveLims)

        def saveSite():
            try:
                if ':' in siteLatVar.get(): lat=stars.readDMS(siteLatVar.get(),deg=True)
                else: lat=float(siteLatVar.get())
            except:
                messagebox.showerror('Latitude Error','Wrong Latitude format! Correct format is "D:M:S" or "D.d" (decimal number in degrees).')
                topSite.lift()
                return
            try:
                if ':' in siteLonVar.get(): lon=stars.readDMS(siteLonVar.get(),deg=True)
                else: lon=float(siteLonVar.get())
            except:
                messagebox.showerror('Longitude Error','Wrong Longitude format! Correct format is "D:M:S" or "D.d" (decimal number in degrees).')
                topSite.lift()
                return
            if site is not None: del settings1['sites'][site]
            settings1['sites'][siteNameVar.get()]=siteClass(siteNameVar.get(),lat,lon,float(siteEleVar.get()),limits)
            TCombobox2['values']=sorted(settings1['sites'].keys())
            TCombobox2.current(sorted(settings1['sites'].keys()).index(siteNameVar.get()))
            Button2_1.configure(state=tk.NORMAL)
            Button2_2.configure(state=tk.NORMAL)
            topSite.destroy()
            top.lift()

        topSite=tk.Tk()
        topSite.lift()
        topSite.geometry('230x200')
        topSite.title('Site')
        try: topSite.iconbitmap('ObsPlanner.ico')   #win
        except: pass
        topSite.resizable(False,False)

        siteNameVar=tk.StringVar(topSite)
        siteLatVar=tk.StringVar(topSite)
        siteLonVar=tk.StringVar(topSite)
        siteEleVar=tk.StringVar(topSite)
        new_limits=[0,90,0,360]
        limits=new_limits

        if site is not None:
            siteNameVar.set(site)
            siteLatVar.set(stars.printDMS(settings1['sites'][site].lat))
            siteLonVar.set(stars.printDMS(settings1['sites'][site].lon))
            siteEleVar.set(settings1['sites'][site].ele)
            limits=settings1['sites'][site].limits

        Label1=tk.Label(topSite)
        Label1.place(relx=0.05,rely=0.05,height=21,width=43)
        Label1.configure(text='Name')
        Label1.configure(anchor='w')

        Entry1=tk.Entry(topSite)
        Entry1.place(relx=0.35,rely=0.05,height=25,relwidth=0.6)
        Entry1.configure(background=colors['bg'])
        Entry1.configure(fg=colors['text'])
        if colors['text']=='red':
            Entry1.configure(selectbackground=colors['select_bg'])
            Entry1.configure(selectforeground=colors['select_text'])
        Entry1.configure(textvariable=siteNameVar)

        Label2=tk.Label(topSite)
        Label2.place(relx=0.05,rely=0.25,height=21,width=57)
        Label2.configure(text='Latitude')
        Label2.configure(anchor='w')

        Entry2=tk.Entry(topSite)
        Entry2.place(relx=0.35,rely=0.25,height=25,relwidth=0.6)
        Entry2.configure(background=colors['bg'])
        Entry2.configure(fg=colors['text'])
        if colors['text']=='red':
            Entry2.configure(selectbackground=colors['select_bg'])
            Entry2.configure(selectforeground=colors['select_text'])
        Entry2.configure(textvariable=siteLatVar)

        Label3=tk.Label(topSite)
        Label3.place(relx=0.05,rely=0.45,height=21,width=68)
        Label3.configure(text='Longitude')
        Label3.configure(anchor='w')

        Entry3=tk.Entry(topSite)
        Entry3.place(relx=0.35,rely=0.45,height=25,relwidth=0.6)
        Entry3.configure(background=colors['bg'])
        Entry3.configure(fg=colors['text'])
        if colors['text']=='red':
            Entry3.configure(selectbackground=colors['select_bg'])
            Entry3.configure(selectforeground=colors['select_text'])
        Entry3.configure(textvariable=siteLonVar)

        Label4=tk.Label(topSite)
        Label4.place(relx=0.05,rely=0.65,height=21,width=65)
        Label4.configure(text='Elevation')
        Label4.configure(anchor='w')

        Entry4=tk.Entry(topSite)
        Entry4.place(relx=0.35,rely=0.65,height=25,relwidth=0.6)
        Entry4.configure(background=colors['bg'])
        Entry4.configure(fg=colors['text'])
        if colors['text']=='red':
            Entry4.configure(selectbackground=colors['select_bg'])
            Entry4.configure(selectforeground=colors['select_text'])
        Entry4.configure(textvariable=siteEleVar)

        Button1=tk.Button(topSite)
        Button1.place(relx=0.2,rely=0.82,height=29,width=58)
        Button1.configure(text='Limits')
        Button1.configure(command=setLimits)

        Button2=tk.Button(topSite)
        Button2.place(relx=0.6,rely=0.82,height=29,width=58)
        Button2.configure(text='Save')
        Button2.configure(command=saveSite)

    def editSite():
        addSite(siteVar.get())

    def delSite():
        del settings1['sites'][siteVar.get()]
        TCombobox2['values']=sorted(settings1['sites'])
        if len(TCombobox2['values'])==0:
            Button2_1.configure(state=tk.DISABLED)
            Button2_2.configure(state=tk.DISABLED)
            TCombobox2.set('')
        else: TCombobox2.current(0)

    def addTel(tel=None):
        def saveTel():
            if tel is not None: settings1['telescopes'].remove(tel)
            settings1['telescopes'].append(telNameVar.get())
            TCombobox3['values']=sorted(settings1['telescopes'])
            TCombobox3.current(sorted(settings1['telescopes']).index(telNameVar.get()))
            Button3_1.configure(state=tk.NORMAL)
            Button3_2.configure(state=tk.NORMAL)
            topTel.destroy()
            top.lift()

        topTel=tk.Tk()
        topTel.lift()
        topTel.geometry('400x80')
        topTel.title('Telescope')
        try: topTel.iconbitmap('ObsPlanner.ico')   #win
        except: pass
        topTel.resizable(False,False)

        telNameVar=tk.StringVar(topTel)

        if tel is not None: telNameVar.set(tel)

        Label1=tk.Label(topTel)
        Label1.place(relx=0.01,rely=0.1,height=21,width=43)
        Label1.configure(text='Name')

        Entry1=tk.Entry(topTel)
        Entry1.place(relx=0.15,rely=0.1,height=25,relwidth=0.82)
        Entry1.configure(background=colors['bg'])
        Entry1.configure(fg=colors['text'])
        if colors['text']=='red':
            Entry1.configure(selectbackground=colors['select_bg'])
            Entry1.configure(selectforeground=colors['select_text'])
        Entry1.configure(textvariable=telNameVar)

        Button1=tk.Button(topTel)
        Button1.place(relx=0.4,rely=0.6,height=24,width=60)
        Button1.configure(text='Save')
        Button1.configure(command=saveTel)

    def editTel():
        addTel(telVar.get())

    def delTel():
        settings1['telescopes'].remove(telVar.get())
        TCombobox3['values']=sorted(settings1['telescopes'])
        if len(TCombobox3['values'])==0:
            Button3_1.configure(state=tk.DISABLED)
            Button3_2.configure(state=tk.DISABLED)
            TCombobox3.set('')
        else: TCombobox3.current(0)

    def saveSet():
        global settings,noSett,changed
        if len(observerVar.get())==0:
            messagebox.showerror('Observer Error','No default observer! Please, add one!')
            top.lift()
            return
        if len(siteVar.get())==0:
            messagebox.showerror('Site Error','No default site! Please, add one!')
            top.lift()
            return
        if len(telVar.get())==0:
            messagebox.showerror('Telescope Error','No default telescope! Please, add one!')
            top.lift()
            return
        settings1['default_obs']=observerVar.get()
        settings1['default_site']=settings1['sites'][siteVar.get()]
        settings1['default_tel']=telVar.get()
        if not (settings1['file_copy']==bool(copyVar.get())):
            messagebox.showinfo('Images','New image location will be applied only on new images. Old images are displayed from old location.')
        settings1['file_copy']=bool(copyVar.get())
        if not (settings1['night_mode']==bool(nightVar.get())):
            messagebox.showinfo('Colors','Changes of color mode will be applied after restart of ObsPlanner.')
        settings1['night_mode']=bool(nightVar.get())
        settings=copy.deepcopy(settings1)
        noSett=False

        if len(objects.objects.keys())>0:
            zoznam=objfilter()
            try:
                if objZ.name in zoznam:
                    fake=fakeEvt(zoznam.index(objZ.name),zoznam)
                    objselect(fake)
                else:
                    changed0=changed
                    clear()
                    changed=changed0
            except: pass #nebol zvoleny objekt

        top.destroy()
        root.lift()

    top=tk.Tk()
    top.lift()
    top.geometry('530x200')
    top.title('Settings')
    try: top.iconbitmap('ObsPlanner.ico')   #win
    except: pass
    top.resizable(False,False)

    settings1=copy.deepcopy(settings)

    observerVar=tk.StringVar(top)
    siteVar=tk.StringVar(top)
    telVar=tk.StringVar(top)
    copyVar=tk.IntVar(top)
    nightVar=tk.IntVar(top)

    Label1=tk.Label(top)
    Label1.place(relx=0.02,rely=0.01,height=21,width=120)
    Label1.configure(text='Default Observer')
    Label1.configure(anchor='w')

    if colors['text']=='red':
        top.option_add('*TCombobox*Listbox*Background',colors['bg'])
        top.option_add('*TCombobox*Listbox*Foreground',colors['text'])
    style=ttk.Style(top)
    style.theme_use('alt')
    style.map('TCombobox',selectbackground=[('readonly',colors['bg'])])
    style.map('TCombobox',fieldbackground=[('readonly',colors['bg'])])
    style.map('TCombobox',foreground=[('readonly',colors['text'])])
    style.map('TCombobox',selectforeground=[('readonly',colors['text'])])

    TCombobox1=ttk.Combobox(top)
    TCombobox1.place(relx=0.26,rely=0.01,height=25,relwidth=0.4)
    TCombobox1.configure(textvariable=observerVar)
    TCombobox1.configure(takefocus='')
    TCombobox1.configure(state='readonly')
    if len(settings1['observers'])>0:
        TCombobox1['values']=sorted(settings1['observers'])
        TCombobox1.current(sorted(settings1['observers']).index(settings1['default_obs']))

    Button1=tk.Button(top)
    Button1.place(relx=0.69,rely=0.01,height=24,width=50)
    Button1.configure(text='Add')
    Button1.configure(command=addObserver)

    Button1_1=tk.Button(top)
    Button1_1.place(relx=0.79,rely=0.01,height=24,width=50)
    Button1_1.configure(text='Edit')
    Button1_1.configure(command=editObserver)
    if len(TCombobox1['values'])==0: Button1_1.configure(state=tk.DISABLED)

    Button1_2=tk.Button(top)
    Button1_2.place(relx=0.89,rely=0.01,height=24,width=50)
    Button1_2.configure(text='Delete')
    Button1_2.configure(command=delObserver)
    if len(TCombobox1['values'])==0: Button1_2.configure(state=tk.DISABLED)

    Label2=tk.Label(top)
    Label2.place(relx=0.02,rely=0.18,height=21,width=90)
    Label2.configure(text='Default Site')
    Label2.configure(anchor='w')

    TCombobox2=ttk.Combobox(top)
    TCombobox2.place(relx=0.26,rely=0.18,height=25,relwidth=0.4)
    TCombobox2.configure(textvariable=siteVar)
    TCombobox2.configure(takefocus='')
    TCombobox2.configure(state='readonly')
    if len(settings1['sites'])>0:
        TCombobox2['values']=sorted(settings1['sites'].keys())
        TCombobox2.current(sorted(settings1['sites'].keys()).index(settings1['default_site'].name))

    Button2=tk.Button(top)
    Button2.place(relx=0.69,rely=0.18,height=24,width=50)
    Button2.configure(text='Add')
    Button2.configure(command=addSite)

    Button2_1=tk.Button(top)
    Button2_1.place(relx=0.79,rely=0.18,height=24,width=50)
    Button2_1.configure(text='Edit')
    Button2_1.configure(command=editSite)
    if len(TCombobox2['values'])==0: Button2_1.configure(state=tk.DISABLED)

    Button2_2=tk.Button(top)
    Button2_2.place(relx=0.89,rely=0.18,height=24,width=50)
    Button2_2.configure(text='Delete')
    Button2_2.configure(command=delSite)
    if len(TCombobox2['values'])==0: Button2_2.configure(state=tk.DISABLED)

    Label3=tk.Label(top)
    Label3.place(relx=0.02,rely=0.35,height=21,width=125)
    Label3.configure(text='Default Telescope')
    Label3.configure(anchor='w')

    TCombobox3=ttk.Combobox(top)
    TCombobox3.place(relx=0.26,rely=0.35,height=25,relwidth=0.4)
    TCombobox3.configure(textvariable=telVar)
    TCombobox3.configure(takefocus='')
    TCombobox3.configure(state='readonly')
    if len(settings1['telescopes'])>0:
        TCombobox3['values']=sorted(settings1['telescopes'])
        TCombobox3.current(sorted(settings1['telescopes']).index(settings1['default_tel']))

    Button3=tk.Button(top)
    Button3.place(relx=0.69,rely=0.35,height=24,width=50)
    Button3.configure(text='Add')
    Button3.configure(command=addTel)

    Button3_1=tk.Button(top)
    Button3_1.place(relx=0.79,rely=0.35,height=24,width=50)
    Button3_1.configure(text='Edit')
    Button3_1.configure(command=editTel)
    if len(TCombobox3['values'])==0: Button3_1.configure(state=tk.DISABLED)

    Button3_2=tk.Button(top)
    Button3_2.place(relx=0.89,rely=0.35,height=24,width=50)
    Button3_2.configure(text='Delete')
    Button3_2.configure(command=delTel)
    if len(TCombobox3['values'])==0: Button3_2.configure(state=tk.DISABLED)

    Label4=tk.Label(top)
    Label4.place(relx=0.02,rely=0.52,height=21,width=78)
    Label4.configure(text='Image Path')
    Label4.configure(anchor='w')

    Radiobutton1=tk.Radiobutton(top)
    Radiobutton1.place(relx=0.26,rely=0.52,height=21,relwidth=0.2)
    Radiobutton1.configure(justify=tk.LEFT)
    Radiobutton1.configure(text='Original')
    Radiobutton1.configure(variable=copyVar)
    Radiobutton1.configure(value=0)

    Radiobutton2=tk.Radiobutton(top)
    Radiobutton2.place(relx=0.46,rely=0.52,height=21,relwidth=0.25)
    Radiobutton2.configure(justify=tk.LEFT)
    Radiobutton2.configure(text='Copy locally')
    Radiobutton2.configure(variable=copyVar)
    Radiobutton2.configure(value=1)

    if settings1['file_copy']: copyVar.set(1)
    else: copyVar.set(0)

    Label5=tk.Label(top)
    Label5.place(relx=0.02,rely=0.69,height=21,width=78)
    Label5.configure(text='Colors')
    Label5.configure(anchor='w')

    Radiobutton3=tk.Radiobutton(top)
    Radiobutton3.place(relx=0.26,rely=0.69,height=21,relwidth=0.22)
    Radiobutton3.configure(justify=tk.LEFT)
    Radiobutton3.configure(text='Day Mode')
    Radiobutton3.configure(variable=nightVar)
    Radiobutton3.configure(value=0)

    Radiobutton4=tk.Radiobutton(top)
    Radiobutton4.place(relx=0.48,rely=0.69,height=21,relwidth=0.22)
    Radiobutton4.configure(justify=tk.LEFT)
    Radiobutton4.configure(text='Night Mode')
    Radiobutton4.configure(variable=nightVar)
    Radiobutton4.configure(value=1)

    if settings1['night_mode']: nightVar.set(1)
    else: nightVar.set(0)

    Button4=tk.Button(top)
    Button4.place(relx=0.40,rely=0.86,height=24,width=60)
    Button4.configure(text='Save')
    Button4.configure(command=saveSet)

def clear():
    '''reset state of buttons, lists, figures...'''
    global changed
    objfilter()
    obssVar.set('')
    Text1.delete(1.0,tk.END)
    Text2.delete(1.0,tk.END)
    figAlt.clf()
    figObj.clf()
    canvas1.draw()
    canvas2.draw()
    Button2.configure(state=tk.DISABLED)
    Button3.configure(state=tk.DISABLED)
    Button4.configure(state=tk.DISABLED)
    Button5.configure(state=tk.DISABLED)
    Button6.configure(state=tk.DISABLED)
    changed=True

def saveQuestion():
    '''ask if save objects on changing'''
    global changed
    global objects
    if changed:
        ans=messagebox.askquestion('ObsPlanner','Save objects to file?',type='yesnocancel')
        if ans=='yes':
            if len(settings['file'])==0:
                name=filedialog.asksaveasfilename(parent=root,filetypes=[('ObsPlanner files','*.opd'),('All files','*.*')],\
                title='Save file',defaultextension='.opd')
                name=name.replace('\\','/')
                if len(name)>0:
                    cwd=os.getcwd().replace('\\','/')+'/'
                    if cwd in name: name=name.replace(cwd,'')    #uloz relativnu cestu
                    settings['file']=name
                else: return 0
            objects.save(settings['file'])
        elif ans=='cancel': return 0
        changed=False

def join():
    global objects
    if saveQuestion()==0: return  #zrusene

    name1=filedialog.askopenfilename(parent=root,filetypes=[('ObsPlanner files','*.opd'),('All files','*.*')],title='Open file - 1st file')
    name1=name1.replace('\\','/')

    name2=filedialog.askopenfilename(parent=root,filetypes=[('ObsPlanner files','*.opd'),('All files','*.*')],title='Open file - 2nd file')
    name2=name2.replace('\\','/')

    if len(name1)*len(name2)>0:
        objects=objects_import.join(name1,name2)
        clear()
        settings['file']=''

def maximI():
    global objects
    if saveQuestion()==0: return  #zrusene

    name=filedialog.askopenfilename(parent=root,filetypes=[('MaximDL catalog','stars.csv'),('All files','*.*')],title='Import from MaximDL')
    name=name.replace('\\','/')

    if len(name)>0:
        objects=objects_import.maximI(name)
        clear()
        settings['file']=''

def sipsI():
    global objects
    if saveQuestion()==0: return  #zrusene

    name=filedialog.askopenfilename(parent=root,filetypes=[('SIPS catalog','catalog.ini'),('All files','*.*')],title='Import from SIPS')
    name=name.replace('\\','/')

    if len(name)>0:
        objects=objects_import.sipsI(name)
        clear()
        settings['file']=''

def maximE():
    zoznam=list(objsVar.get())
    objE={}
    for o in zoznam: objE[o]=objects.objects[o]
    name=filedialog.asksaveasfilename(parent=root,filetypes=[('MaximDL catalog','stars.csv'),('All files','*.*')],title='Export to MaximDL',\
        defaultextension='.csv',initialfile='stars.csv')
    if len(name)>0: objects_import.maximE(objE,name)

def sipsE():
    zoznam=list(objsVar.get())
    objE={}
    for o in zoznam: objE[o]=objects.objects[o]
    name=filedialog.asksaveasfilename(parent=root,filetypes=[('SIPS catalog','catalog.ini'),('All files','*.*')],title='Export to SIPS',\
        defaultextension='.ini',initialfile='catalog.ini')
    if len(name)>0: objects_import.sipsE(objE,name)

def aptE():
    zoznam=list(objsVar.get())
    objE={}
    for o in zoznam: objE[o]=objects.objects[o]
    name=filedialog.asksaveasfilename(parent=root,filetypes=[('APT native format','APT_CustomObjectsList.xml'),('All files','*.*')],title='Export to APT',\
        defaultextension='.xml',initialfile='APT_CustomObjectsList.xml')
    if len(name)>0: objects_import.aptE(objE,name)

def textE():
    zoznam=list(objsVar.get())
    objE={}
    for o in zoznam: objE[o]=objects.objects[o]
    name=filedialog.asksaveasfilename(parent=root,filetypes=[('Text file','*.txt'),('All files','*.*')],title='Export to TextFile',\
        defaultextension='.txt')
    if len(name)>0: objects_import.textE(objE,name)

def excelE():
    zoznam=list(objsVar.get())
    year,mon,day,hour,minute,sec=getDate()
    objE={}
    for o in zoznam: objE[o]=objects.objects[o]
    name=filedialog.asksaveasfilename(parent=root,filetypes=[('Excel file','*.xls'),('All files','*.*')],title='Export to Excel File',\
        defaultextension='.xls')
    if len(name)>0: objects_import.excelE(objE,name,stars.juldat(year,mon,day,hour,minute,sec),stars.juldat(year,mon,day+round(hour/24.),0,0,0),\
    settings['default_site'].lon,settings['default_site'].lat)

def textObsE(allObj=False):
    if allObj: zoznam=list(objsVar.get())
    else: zoznam=[objZ.name]
    objE={}
    for o in zoznam: objE[o]=objects.objects[o]
    name=filedialog.asksaveasfilename(parent=root,filetypes=[('Text file','*.txt'),('All files','*.*')],title='Export Observations to TextFile',\
        defaultextension='.txt')
    if len(name)>0: objects_import.textObsE(objE,name)

def textObsAllE():
    textObsE(allObj=True)

def excelObsE(allObj=False):
    if allObj: zoznam=list(objsVar.get())
    else: zoznam=[objZ.name]
    objE={}
    for o in zoznam: objE[o]=objects.objects[o]
    name=filedialog.asksaveasfilename(parent=root,filetypes=[('Excel file','*.xls'),('All files','*.*')],title='Export Observations to Excel File',\
        defaultextension='.xls')
    if len(name)>0: objects_import.excelObsE(objE,name)

def excelObsAllE():
    excelObsE(allObj=True)

def ShowImg():
    #test+warnign ci subor existuje
    subor=obsZ1.image
    if not os.path.isfile(subor):
        if os.path.isfile(os.getcwd().replace('\\','/')+'/'+obsZ1.image):
            subor=os.getcwd().replace('\\','/')+'/'+obsZ1.image     #problem s relativnou cestou vo Win
        else:
            messagebox.showerror('ObsPlanner','Image "'+subor+'" not found!')
            return
    #open image in default software
    if sys.platform=='linux' or sys.platform=='linux2':
        myEnv = dict(os.environ)
        lp_key = 'LD_LIBRARY_PATH'
        lp_orig = myEnv.get(lp_key + '_ORIG')
        if lp_orig is not None: myEnv[lp_key] = lp_orig
        else: lp = myEnv.get(lp_key)
        if lp is not None: myEnv.pop(lp_key)
        subprocess.call(['xdg-open',subor],env=myEnv)       #call
    else:
        try: os.startfile(subor)
        except: os.startfile(os.getcwd().replace('\\','/')+'/'+obsZ1.image)     #problem s relativnou cestou vo Win

def getDate(date=None):
    if date is None: date=dateVar.get()
    try: dt=datetime.datetime.strptime(date,'%Y-%m-%d %H:%M:%S')
    except:
        messagebox.showerror('Date/Time Error','Wrong date/time format! Correct format is "Y-m-d H:M:S". Date/time set to current time.')
        NowTime()
    dt=datetime.datetime.strptime(dateVar.get(),'%Y-%m-%d %H:%M:%S')
    return dt.year,dt.month,dt.day,dt.hour,dt.minute,dt.second


def plotAlt(ra,dec):
    #vykreslenie krivky pozorovatelnosti
    figAlt.clf()
    ax=figAlt.add_subplot(111)
    set_foregroundcolor(ax,colors['fig_text'])
    #vyznacenie limitov
    rect=patches.Rectangle((-10,0),380,100,edgecolor='none',facecolor=colors['fig_shade'])
    ax.add_patch(rect)
    rect=patches.Rectangle((settings['default_site'].limits[2],settings['default_site'].limits[0]),\
        settings['default_site'].limits[3]-settings['default_site'].limits[2],\
        settings['default_site'].limits[1]-settings['default_site'].limits[0],linewidth=1,edgecolor=colors['fig_edge'],facecolor=colors['fig_bg'])
    ax.add_patch(rect)

    year,mon,day,hour,minute,sec=getDate()
    jd0=stars.juldat(year,mon,day,hour-2,minute,sec)  #start -2h
    jd1=stars.juldat(year,mon,day,hour+8,minute,sec)  #stop +8h
    jd=np.linspace(jd0,jd1,200)

    a,h=objZ.altAz(jd,settings['default_site'].lon,settings['default_site'].lat)
    if max(h)<0:
        figAlt.clf()
        ax=figAlt.add_subplot(111)
        ax.text(0,0,'Below horizont!',horizontalalignment='center',verticalalignment='center',fontsize=30,color=colors['fig_text'])
        ax.set_xlim(-0.5,0.5)
        ax.set_ylim(-0.5,0.5)
        ax.set_yticklabels([])
        ax.set_xticklabels([])
        ax.grid(False)
        ax.set_axis_off()
        canvas2.draw()
        return
    h0=np.ma.array(h[np.where(h>-5)])
    a0=np.ma.array(a[np.where(h>-5)])
    i=np.where((np.abs(np.diff(a0))>10)*(np.abs(np.diff(np.sign(a0-300)))>0))[0]   #prechod cez N=360
    a0[i]=np.ma.masked
    h0[i]=np.ma.masked
    ax.plot(a0,h0,colors['fig_text']+'-')

    ax.set_xlim(min(a0)-5,max(a0)+5)
    ax.set_ylim(max(0,min(h0)-5),max(h)+5)

    #znacky po hodinach
    jdH=np.arange(stars.juldat(year,mon,day,hour-1,0,0),stars.juldat(year,mon,day,hour+7,0,1),1./24.)
    for i in range(len(jdH)):
        a,h=objZ.altAz(jdH[i],settings['default_site'].lon,settings['default_site'].lat)
        if h>0:
            ax.plot(a,h,colors['fig_text']+'o')
            if hour-1+i>=24:
                t=ax.text(a,h-(max(h0)-max(0,min(h0)))/10.,hour-1+i-24,color=colors['fig_text'])
                t.set_path_effects([PathEffects.withStroke(linewidth=2,foreground=colors['fig_bg'])])
            else:
                t=ax.text(a,h-(max(h0)-max(0,min(h0)))/10.,hour-1+i,color=colors['fig_text'])
                t.set_path_effects([PathEffects.withStroke(linewidth=2,foreground=colors['fig_bg'])])

    #aktualna poloha
    jd=stars.juldat(year,mon,day,hour,minute,sec)
    a,h=objZ.altAz(jd,settings['default_site'].lon,settings['default_site'].lat)
    ax.plot(a,h,colors['fig_text']+'x',markersize=12)

    ax.set_ylabel('Alt. (deg)')
    ax.set_xlabel('Azm. (deg)')
    figAlt.tight_layout()
    canvas2.draw()

def objfilter(event=None):
    #filtre objektov
    filt=filtVar.get()
    zoznam=[]
    if filt=='All': zoznam=objects.objects.keys()
    elif filt=='Visible':
        year,mon,day,hour,minute,sec=getDate()
        jd=stars.juldat(year,mon,day,hour,minute,sec)
        for ob in objects.objects.values():
            a,h=ob['object'].altAz(jd,settings['default_site'].lon,settings['default_site'].lat)
            if (a<settings['default_site'].limits[3]) and (a>settings['default_site'].limits[2]) and (h<settings['default_site'].limits[1])\
             and (h>settings['default_site'].limits[0]):
                zoznam.append(ob['object'].name)
    elif filt=='Above horizont':
        year,mon,day,hour,minute,sec=getDate()
        jd=stars.juldat(year,mon,day,hour,minute,sec)
        for ob in objects.objects.values():
            a,h=ob['object'].altAz(jd,settings['default_site'].lon,settings['default_site'].lat)
            if (h>0): zoznam.append(ob['object'].name)
    elif filt=='Observed':
        for ob in objects.objects.values():
            if len(ob['obs'])>0: zoznam.append(ob['object'].name)
    elif filt=='Not Observed':
        for ob in objects.objects.values():
            if len(ob['obs'])==0: zoznam.append(ob['object'].name)
    elif filt=='Visible + Not Observed':
        year,mon,day,hour,minute,sec=getDate()
        jd=stars.juldat(year,mon,day,hour,minute,sec)
        for ob in objects.objects.values():
            if len(ob['obs'])==0:
                a,h=ob['object'].altAz(jd,settings['default_site'].lon,settings['default_site'].lat)
                if (a<settings['default_site'].limits[3]) and (a>settings['default_site'].limits[2]) and \
                (h<settings['default_site'].limits[1]) and (h>settings['default_site'].limits[0]):
                    zoznam.append(ob['object'].name)
    zoznam=sort(zoznam)
    objsVar.set(zoznam)

    if len(zoznam)>0: import_export.entryconfig('Export Selected Objects',state='normal')
    else: import_export.entryconfig('Export Selected Objects',state='disabled')

    return zoznam

def objselect(evt):
    global objZ,obsZ #zobrazeny objekt a zoznam pozorovani
    w=evt.widget
    if len(w.curselection())==0: return
    index=int(w.curselection()[0])
    value=w.get(index)

    objZ=objects.objects[value]['object']
    obsZ=objects.objects[value]['obs']
    #vykreslenie polohy v suhv.
    constellations[objZ.const].plotObject(objZ.ra,objZ.dec,colors,figObj)
    canvas1.draw()

    plotAlt(objZ.ra,objZ.dec)

    year,mon,day,hour,minute,sec=getDate()
    Text1.delete(1.0,tk.END)
    Text2.delete(1.0,tk.END)
    #vypis info o objekte
    old=sys.stdout
    #redirect output to text field
    sys.stdout=StdoutRedirector(Text1)
    print(objZ.name)
    print('Type: '+objZ.type)
    print('---------------------')
    print('RA: '+stars.printDMS(objZ.ra)+'; DEC: '+stars.printDMS(objZ.dec))
    print('Const.: '+objZ.const)
    print('Size: '+objZ.size)
    print('Mag: '+str(objZ.mag))
    print('---------------------')
    a,h=objZ.altAz(stars.juldat(year,mon,day,hour,minute,sec),settings['default_site'].lon,settings['default_site'].lat)
    print('Az: '+stars.printDMS(a)+'; Alt: '+stars.printDMS(h))
    r,t,s=objZ.rise(stars.juldat(year,mon,day+round(hour/24.),0,0,0),settings['default_site'].lon,settings['default_site'].lat)
    if not r=='NA':
        r=stars.printDMS(r)
        s=stars.printDMS(s)
    print('Rise: '+r)
    print('Transit: '+stars.printDMS(t)+' @ '+str(round(objZ.dec+90-settings['default_site'].lat,2))+' deg')
    print('Set: '+s)
    print('---------------------')
    print('Note: '+objZ.note)
    sys.stdout=old

    obssVar.set(sortObs(obsZ))
    Button2.configure(state=tk.NORMAL)
    Button3.configure(state=tk.NORMAL)
    Button4.configure(state=tk.NORMAL)
    Button5.configure(state=tk.DISABLED)
    Button6.configure(state=tk.DISABLED)
    Button7.configure(state=tk.DISABLED)

    if len(obsZ)>0: import_export.entryconfig('Export Observations of Object',state='normal')
    else: import_export.entryconfig('Export Observations of Object',state='disabled')

def obsselect(evt):
    global obsZ1  #zobrazene pozorovanie
    if len(obsZ)==0: return
    w=evt.widget
    if len(w.curselection())==0: return
    index=int(w.curselection()[0])
    value=w.get(index)

    obsZ1=obsZ[value]
    Text2.delete(1.0,tk.END)
    #vypis info
    old=sys.stdout
    #redirect output to text field
    sys.stdout=StdoutRedirector(Text2)
    print(obsZ1.date)
    print('Observer: '+obsZ1.observer)
    print('Telescope: '+obsZ1.telescope)
    print('Site: '+obsZ1.site.name)
    print('---------------------')
    print('Note: '+obsZ1.note)
    sys.stdout=old

    Button5.configure(state=tk.NORMAL)
    Button6.configure(state=tk.NORMAL)

    if len(obsZ1.image)>0: Button7.configure(state=tk.NORMAL)
    else: Button7.configure(state=tk.DISABLED)

changed=False

constellations=stars.load()
objects=objClass.objects(constellations)

#nastavenia
if os.path.isfile('data/settings.ops'):
    f=open('data/settings.ops','rb')
    settings=pickle.load(f)
    f.close()
    if os.path.isfile(settings['file'].strip()): objects.load(settings['file'].strip())
    noSett=False
    if 'file_copy' not in settings: settings['file_copy']=False
else:
    settings={}
    settings['observers']=[]
    settings['sites']={}
    settings['telescopes']=[]
    settings['default_obs']=''
    settings['default_site']=None
    settings['default_tel']=''
    settings['file']=''
    settings['file_copy']=False
    settings['night_mode']=False
    noSett=True
settings0=copy.deepcopy(settings)

#load colors
if settings['night_mode']: color_name='data/night.opc'
else: color_name='data/day.opc'
f=open(color_name,'rb')
colors=pickle.load(f)
f.close()

#graphs
figObj=Figure(facecolor=colors['fig_bg'])
figAlt=Figure(facecolor=colors['fig_bg'])


if not os.path.isdir('images'): os.mkdir('images')

root=tk.Tk()
root.protocol('WM_DELETE_WINDOW',Exit)
try: root.state('zoomed')  #win
except:
    try: root.attributes('-zoomed',True)  #linux
    except: pass

root.geometry('800x500')
root.title('ObsPlanner')
try: root.iconbitmap('ObsPlanner.ico')   #win
except: pass
root.configure(background=colors['window'])

#premenne pre gui
objsVar=tk.Variable(root)
objInfoVar=tk.StringVar(root)
obssVar=tk.Variable(root)
dateVar=tk.StringVar(root)
filtVar=tk.StringVar(root)

#objekty
Labelframe0=tk.LabelFrame(root)
Labelframe0.place(relx=0.01,rely=0.02,relheight=0.96,relwidth=0.34)
Labelframe0.configure(text='Objects')
Labelframe0.configure(width=280)
Labelframe0.configure(background=colors['window'])
Labelframe0.configure(fg=colors['text'])

Label1=tk.Label(Labelframe0)
Label1.place(relx=0.04,rely=0.01,height=21,width=39)
Label1.configure(text='Show')
Label1.configure(background=colors['window'])
Label1.configure(fg=colors['text'])

if colors['text']=='red':
    root.option_add('*TCombobox*Listbox*Foreground',colors['text'])
    root.option_add('*TCombobox*Listbox*Background',colors['bg'])
style=ttk.Style()
style.theme_use('alt')
#style.map('TCombobox',background=[('readonly',colors['bg'])])
style.map('TCombobox',selectbackground=[('readonly',colors['bg'])])
style.map('TCombobox',fieldbackground=[('readonly',colors['bg'])])
style.map('TCombobox',foreground=[('readonly',colors['text'])])
style.map('TCombobox',selectforeground=[('readonly',colors['text'])])

TCombobox1=ttk.Combobox(Labelframe0)
TCombobox1.place(relx=0.2,rely=0.01,height=25,relwidth=0.7)
TCombobox1.configure(textvariable=filtVar)
TCombobox1.configure(state='readonly')
#TCombobox1.configure(background=colors['bg'])
#TCombobox1.configure(fg=colors['text'])
TCombobox1['values']=('All','Visible','Above horizont','Observed','Not Observed','Visible + Not Observed')
TCombobox1.current(0)
TCombobox1.bind('<<ComboboxSelected>>',objfilter)

Scrolledlistbox1=ScrolledListBox(Labelframe0)
Scrolledlistbox1.place(relx=0.04,rely=0.08,relheight=0.44,relwidth=0.92)
Scrolledlistbox1.configure(background=colors['bg'])
Scrolledlistbox1.configure(fg=colors['text'])
if colors['text']=='red':
    Scrolledlistbox1.configure(selectbackground=colors['select_bg'])
    Scrolledlistbox1.configure(selectforeground=colors['select_text'])
#Scrolledlistbox1.configure(inactiveselectbackground=colors['select_bg'])
Scrolledlistbox1.configure(width=10)
Scrolledlistbox1.configure(listvariable=objsVar)
Scrolledlistbox1.bind('<<ListboxSelect>>',objselect)

Text1=ScrolledText(Labelframe0)
Text1.place(relx=0.04,rely=0.54,relheight=0.4,relwidth=0.92)
Text1.configure(background=colors['bg'])
Text1.configure(fg=colors['text'])
if colors['text']=='red':
    Text1.configure(selectbackground=colors['select_bg'])
    Text1.configure(selectforeground=colors['select_text'])
    Text1.configure(inactiveselectbackground=colors['select_bg'])
Text1.configure(width=256)
Text1.configure(wrap=tk.WORD)

#TODO focus color?
Button3_2=tk.Button(Labelframe0)
Button3_2.place(relx=0.05,rely=0.95,height=24,width=47)
Button3_2.configure(command=AddObj)
Button3_2.configure(text='Add')
Button3_2.configure(background=colors['window'])
Button3_2.configure(fg=colors['text'])
Button3_2.configure(activebackground=colors['window'])
Button3_2.configure(activeforeground=colors['text'])

Button2=tk.Button(Labelframe0)
Button2.place(relx=0.35,rely=0.95,height=24,width=47)
Button2.configure(command=EditObj)
Button2.configure(text='Edit')
Button2.configure(background=colors['window'])
Button2.configure(fg=colors['text'])
Button2.configure(disabledforeground=colors['text_dis'])
Button2.configure(activebackground=colors['window'])
Button2.configure(activeforeground=colors['text'])
Button2.configure(state=tk.DISABLED)

Button3=tk.Button(Labelframe0)
Button3.place(relx=0.65,rely=0.95,height=24,width=47)
Button3.configure(command=DelObj)
Button3.configure(text='Delete')
Button3.configure(background=colors['window'])
Button3.configure(fg=colors['text'])
Button3.configure(disabledforeground=colors['text_dis'])
Button3.configure(activebackground=colors['window'])
Button3.configure(activeforeground=colors['text'])
Button3.configure(state=tk.DISABLED)

#pozorovania
Labelframe1=tk.LabelFrame(root)
Labelframe1.place(relx=0.36,rely=0.02,relheight=0.96,relwidth=0.3)
Labelframe1.configure(text='Observations')
Labelframe1.configure(width=250)
Labelframe1.configure(background=colors['window'])
Labelframe1.configure(fg=colors['text'])

Scrolledlistbox2=ScrolledListBox(Labelframe1)
Scrolledlistbox2.place(relx=0.04,rely=0.01,relheight=0.51,relwidth=0.92)
Scrolledlistbox2.configure(background=colors['bg'])
Scrolledlistbox2.configure(fg=colors['text'])
if colors['text']=='red':
    Scrolledlistbox2.configure(selectbackground=colors['select_bg'])
    Scrolledlistbox2.configure(selectforeground=colors['select_text'])
#Scrolledlistbox2.configure(inactiveselectbackground=colors['select_bg'])
Scrolledlistbox2.configure(width=10)
Scrolledlistbox2.configure(listvariable=obssVar)
Scrolledlistbox2.bind('<<ListboxSelect>>',obsselect)

Text2=ScrolledText(Labelframe1)
Text2.place(relx=0.04,rely=0.54,relheight=0.4,relwidth=0.92)
Text2.configure(background=colors['bg'])
Text2.configure(fg=colors['text'])
if colors['text']=='red':
    Text2.configure(selectbackground=colors['select_bg'])
    Text2.configure(selectforeground=colors['select_text'])
    Text2.configure(inactiveselectbackground=colors['select_bg'])
Text2.configure(width=234)
Text2.configure(wrap=tk.WORD)

Button4=tk.Button(Labelframe1)
Button4.place(relx=0.02,rely=0.95,height=24,width=47)
Button4.configure(command=AddObs)
Button4.configure(text='Add')
Button4.configure(background=colors['window'])
Button4.configure(fg=colors['text'])
Button4.configure(disabledforeground=colors['text_dis'])
Button4.configure(activebackground=colors['window'])
Button4.configure(activeforeground=colors['text'])
Button4.configure(state=tk.DISABLED)

Button5=tk.Button(Labelframe1)
Button5.place(relx=0.28,rely=0.95,height=24,width=47)
Button5.configure(command=EditObs)
Button5.configure(text='Edit')
Button5.configure(background=colors['window'])
Button5.configure(fg=colors['text'])
Button5.configure(disabledforeground=colors['text_dis'])
Button5.configure(activebackground=colors['window'])
Button5.configure(activeforeground=colors['text'])
Button5.configure(state=tk.DISABLED)

Button6=tk.Button(Labelframe1)
Button6.place(relx=0.53,rely=0.95,height=24,width=47)
Button6.configure(command=DelObs)
Button6.configure(text='Delete')
Button6.configure(background=colors['window'])
Button6.configure(fg=colors['text'])
Button6.configure(disabledforeground=colors['text_dis'])
Button6.configure(activebackground=colors['window'])
Button6.configure(activeforeground=colors['text'])
Button6.configure(state=tk.DISABLED)

Button7=tk.Button(Labelframe1)
Button7.place(relx=0.78,rely=0.95,height=24,width=47)
Button7.configure(command=ShowImg)
Button7.configure(state=tk.DISABLED)
Button7.configure(background=colors['window'])
Button7.configure(fg=colors['text'])
Button7.configure(disabledforeground=colors['text_dis'])
Button7.configure(activebackground=colors['window'])
Button7.configure(activeforeground=colors['text'])
Button7.configure(text='Image')

#obrazky a datum
Label0=tk.Label(root)
Label0.place(relx=0.68,rely=0.02,height=21,width=130)
Label0.configure(text='UTC Date&Time')
Label0.configure(background=colors['window'])
Label0.configure(fg=colors['text'])

Entry1=tk.Entry(root)
Entry1.place(relx=0.78,rely=0.02,height=25,relwidth=0.12)
Entry1.configure(background=colors['bg'])
Entry1.configure(fg=colors['text'])
if colors['text']=='red':
    Entry1.configure(selectbackground=colors['select_bg'])
    Entry1.configure(selectforeground=colors['select_text'])
Entry1.configure(textvariable=dateVar)

Button1=tk.Button(root)
Button1.place(relx=0.92,rely=0.02,height=24,width=55)
Button1.configure(command=NowTime)
Button1.configure(background=colors['window'])
Button1.configure(fg=colors['text'])
Button1.configure(activebackground=colors['window'])
Button1.configure(activeforeground=colors['text'])
Button1.configure(text='Now')

frame2=tk.Frame(root)
frame2.place(relx=0.68,rely=0.08,relheight=0.44,relwidth=0.3)
canvas2=FigureCanvasTkAgg(figAlt,frame2)
canvas2.get_tk_widget().pack(side='top',fill='both',expand=1)

frame1=tk.Frame(root)
frame1.place(relx=0.68,rely=0.54,relheight=0.44,relwidth=0.3)
canvas1=FigureCanvasTkAgg(figObj,frame1)
canvas1.get_tk_widget().pack(side='top',fill='both',expand=1)

#TODO focus color?, disabled color?
#menu
Popupmenu1=tk.Menu(root,tearoff=0)
Popupmenu1.configure(background=colors['window'])
Popupmenu1.configure(fg=colors['text'])

fileM=tk.Menu(Popupmenu1,tearoff=0)
fileM.configure(background=colors['window'])
fileM.configure(fg=colors['text'])
if colors['text']=='red':
    fileM.configure(activebackground=colors['select_bg'])
    fileM.configure(activeforeground=colors['select_text'])
    #fileM.configure(inactiveselectbackground=colors['select_bg'])
Popupmenu1.add_cascade(menu=fileM,label='File')
fileM.add_command(command=NewFile,label='New',accelerator='Ctrl+N')
root.bind('<Control-n>',NewFile)
fileM.add_command(command=OpenFile,label='Open',accelerator='Ctrl+O')
root.bind('<Control-o>',OpenFile)
fileM.add_command(command=SaveFile,label='Save',accelerator='Ctrl+S')
root.bind('<Control-s>',SaveFile)
fileM.add_command(command=SaveAsFile,label='Save As')
fileM.add_separator()
fileM.add_command(command=Exit,label='Exit',accelerator='Ctrl+Q')
root.bind('<Control-q>',Exit)

import_export=tk.Menu(Popupmenu1,tearoff=0)
import_export.configure(background=colors['window'])
import_export.configure(fg=colors['text'])
if colors['text']=='red':
    import_export.configure(activebackground=colors['select_bg'])
    import_export.configure(activeforeground=colors['select_text'])
    #import_export.configure(inactiveselectbackground=colors['select_bg'])
Popupmenu1.add_cascade(menu=import_export,label='Import/Export')

importMenu=tk.Menu(import_export,tearoff=0)
importMenu.configure(background=colors['window'])
importMenu.configure(fg=colors['text'])
if colors['text']=='red':
    importMenu.configure(activebackground=colors['select_bg'])
    importMenu.configure(activeforeground=colors['select_text'])
    #importMenu.configure(inactiveselectbackground=colors['select_bg'])
import_export.add_cascade(menu=importMenu,label='Import Objects')
importMenu.add_command(label='from APT',state=tk.DISABLED)
importMenu.add_command(label='from AstroPlanner',state=tk.DISABLED)
importMenu.add_command(label='from MaximDL',command=maximI)
importMenu.add_command(label='from SIPS',command=sipsI)

import_export.add_separator()
import_export.add_command(command=join,label='Join Files')

import_export.add_separator()
exportObj=tk.Menu(import_export,tearoff=0)
exportObj.configure(background=colors['window'])
exportObj.configure(fg=colors['text'])
if colors['text']=='red':
    exportObj.configure(activebackground=colors['select_bg'])
    exportObj.configure(activeforeground=colors['select_text'])
    #exportObj.configure(inactiveselectbackground=colors['select_bg'])
exportObj.configure(disabledforeground=colors['text_dis'])
import_export.add_cascade(menu=exportObj,label='Export Selected Objects',state=tk.DISABLED)
exportObj.add_command(label='to APT',command=aptE)
exportObj.add_command(label='to Excel',command=excelE)
exportObj.add_command(label='to MaximDL',command=maximE)
exportObj.add_command(label='to SIPS',command=sipsE)
exportObj.add_command(label='to Text File',command=textE)


exportObs=tk.Menu(import_export,tearoff=0)
exportObs.configure(background=colors['window'])
exportObs.configure(fg=colors['text'])
if colors['text']=='red':
    exportObs.configure(activebackground=colors['select_bg'])
    exportObs.configure(activeforeground=colors['select_text'])
    #exportObs.configure(inactiveselectbackground=colors['select_bg'])
exportObs.configure(disabledforeground=colors['text_dis'])
import_export.add_cascade(menu=exportObs,label='Export Observations of Object',state=tk.DISABLED)
exportObs.add_command(label='to Excel',command=excelObsE)
exportObs.add_command(label='to Text File',command=textObsE)

exportObsAll=tk.Menu(import_export,tearoff=0)
exportObsAll.configure(background=colors['window'])
exportObsAll.configure(fg=colors['text'])
if colors['text']=='red':
    exportObsAll.configure(activebackground=colors['select_bg'])
    exportObsAll.configure(activeforeground=colors['select_text'])
    #exportObsAll.configure(inactiveselectbackground=colors['select_bg'])
exportObsAll.configure(disabledforeground=colors['text_dis'])
import_export.add_cascade(menu=exportObsAll,label='Export All Observations',state=tk.DISABLED)
exportObsAll.add_command(label='to Excel',command=excelObsAllE)
exportObsAll.add_command(label='to Text File',command=textObsAllE)

Popupmenu1.add_command(command=Settings,label='Settings')
Popupmenu1.add_command(command=About,label='About')
root.config(menu=Popupmenu1)

obsFound=False
for o in objects.objects:
    if len(objects.objects[o]['obs'])>0:
        obsFound=True
        break
if obsFound: import_export.entryconfig('Export All Observations',state='normal')
else: import_export.entryconfig('Export All Observations',state='disabled')

NowTime()
objfilter()

if not os.path.isfile('data/settings.ops'):
    messagebox.showwarning('ObsPlanner','Please, configure your settings first!')
    Settings()

tk.mainloop()
